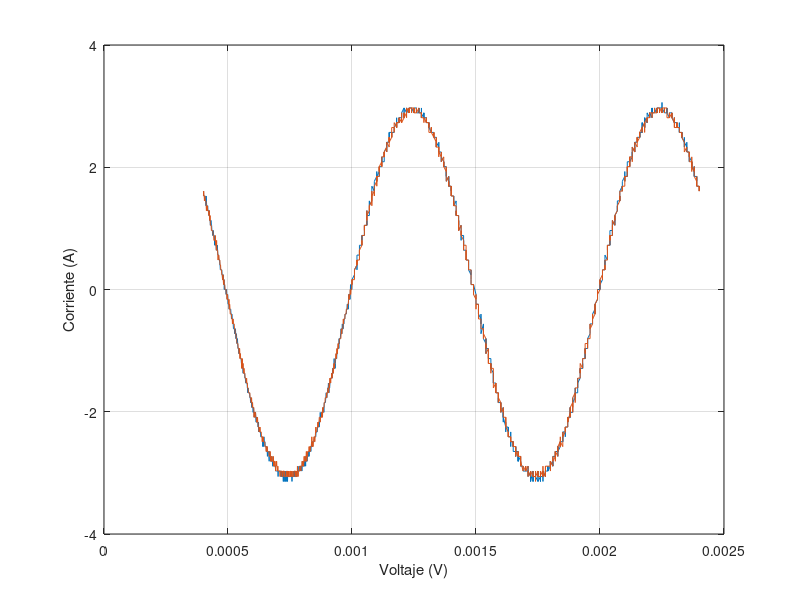

Here is the MATLAB script that generated this plot:
t=[4.01E-04
4.02E-04
4.03E-04
4.04E-04
4.05E-04
4.06E-04
4.07E-04
4.08E-04
4.09E-04
4.10E-04
4.11E-04
4.12E-04
4.13E-04
4.14E-04
4.15E-04
4.16E-04
4.17E-04
4.18E-04
4.19E-04
4.20E-04
4.21E-04
4.22E-04
4.23E-04
4.24E-04
4.25E-04
4.26E-04
4.27E-04
4.28E-04
4.29E-04
4.30E-04
4.31E-04
4.32E-04
4.33E-04
4.34E-04
4.35E-04
4.36E-04
4.37E-04
4.38E-04
4.39E-04
4.40E-04
4.41E-04
4.42E-04
4.43E-04
4.44E-04
4.45E-04
4.46E-04
4.47E-04
4.48E-04
4.49E-04
4.50E-04
4.51E-04
4.52E-04
4.53E-04
4.54E-04
4.55E-04
4.56E-04
4.57E-04
4.58E-04
4.59E-04
4.60E-04
4.61E-04
4.62E-04
4.63E-04
4.64E-04
4.65E-04
4.66E-04
4.67E-04
4.68E-04
4.69E-04
4.70E-04
4.71E-04
4.72E-04
4.73E-04
4.74E-04
4.75E-04
4.76E-04
4.77E-04
4.78E-04
4.79E-04
4.80E-04
4.81E-04
4.82E-04
4.83E-04
4.84E-04
4.85E-04
4.86E-04
4.87E-04
4.88E-04
4.89E-04
4.90E-04
4.91E-04
4.92E-04
4.93E-04
4.94E-04
4.95E-04
4.96E-04
4.97E-04
4.98E-04
4.99E-04
5.00E-04
5.01E-04
5.02E-04
5.03E-04
5.04E-04
5.05E-04
5.06E-04
5.07E-04
5.08E-04
5.09E-04
5.10E-04
5.11E-04
5.12E-04
5.13E-04
5.14E-04
5.15E-04
5.16E-04
5.17E-04
5.18E-04
5.19E-04
5.20E-04
5.21E-04
5.22E-04
5.23E-04
5.24E-04
5.25E-04
5.26E-04
5.27E-04
5.28E-04
5.29E-04
5.30E-04
5.31E-04
5.32E-04
5.33E-04
5.34E-04
5.35E-04
5.36E-04
5.37E-04
5.38E-04
5.39E-04
5.40E-04
5.41E-04
5.42E-04
5.43E-04
5.44E-04
5.45E-04
5.46E-04
5.47E-04
5.48E-04
5.49E-04
5.50E-04
5.51E-04
5.52E-04
5.53E-04
5.54E-04
5.55E-04
5.56E-04
5.57E-04
5.58E-04
5.59E-04
5.60E-04
5.61E-04
5.62E-04
5.63E-04
5.64E-04
5.65E-04
5.66E-04
5.67E-04
5.68E-04
5.69E-04
5.70E-04
5.71E-04
5.72E-04
5.73E-04
5.74E-04
5.75E-04
5.76E-04
5.77E-04
5.78E-04
5.79E-04
5.80E-04
5.81E-04
5.82E-04
5.83E-04
5.84E-04
5.85E-04
5.86E-04
5.87E-04
5.88E-04
5.89E-04
5.90E-04
5.91E-04
5.92E-04
5.93E-04
5.94E-04
5.95E-04
5.96E-04
5.97E-04
5.98E-04
5.99E-04
6.00E-04
6.01E-04
6.02E-04
6.03E-04
6.04E-04
6.05E-04
6.06E-04
6.07E-04
6.08E-04
6.09E-04
6.10E-04
6.11E-04
6.12E-04
6.13E-04
6.14E-04
6.15E-04
6.16E-04
6.17E-04
6.18E-04
6.19E-04
6.20E-04
6.21E-04
6.22E-04
6.23E-04
6.24E-04
6.25E-04
6.26E-04
6.27E-04
6.28E-04
6.29E-04
6.30E-04
6.31E-04
6.32E-04
6.33E-04
6.34E-04
6.35E-04
6.36E-04
6.37E-04
6.38E-04
6.39E-04
6.40E-04
6.41E-04
6.42E-04
6.43E-04
6.44E-04
6.45E-04
6.46E-04
6.47E-04
6.48E-04
6.49E-04
6.50E-04
6.51E-04
6.52E-04
6.53E-04
6.54E-04
6.55E-04
6.56E-04
6.57E-04
6.58E-04
6.59E-04
6.60E-04
6.61E-04
6.62E-04
6.63E-04
6.64E-04
6.65E-04
6.66E-04
6.67E-04
6.68E-04
6.69E-04
6.70E-04
6.71E-04
6.72E-04
6.73E-04
6.74E-04
6.75E-04
6.76E-04
6.77E-04
6.78E-04
6.79E-04
6.80E-04
6.81E-04
6.82E-04
6.83E-04
6.84E-04
6.85E-04
6.86E-04
6.87E-04
6.88E-04
6.89E-04
6.90E-04
6.91E-04
6.92E-04
6.93E-04
6.94E-04
6.95E-04
6.96E-04
6.97E-04
6.98E-04
6.99E-04
7.00E-04
7.01E-04
7.02E-04
7.03E-04
7.04E-04
7.05E-04
7.06E-04
7.07E-04
7.08E-04
7.09E-04
7.10E-04
7.11E-04
7.12E-04
7.13E-04
7.14E-04
7.15E-04
7.16E-04
7.17E-04
7.18E-04
7.19E-04
7.20E-04
7.21E-04
7.22E-04
7.23E-04
7.24E-04
7.25E-04
7.26E-04
7.27E-04
7.28E-04
7.29E-04
7.30E-04
7.31E-04
7.32E-04
7.33E-04
7.34E-04
7.35E-04
7.36E-04
7.37E-04
7.38E-04
7.39E-04
7.40E-04
7.41E-04
7.42E-04
7.43E-04
7.44E-04
7.45E-04
7.46E-04
7.47E-04
7.48E-04
7.49E-04
7.50E-04
7.51E-04
7.52E-04
7.53E-04
7.54E-04
7.55E-04
7.56E-04
7.57E-04
7.58E-04
7.59E-04
7.60E-04
7.61E-04
7.62E-04
7.63E-04
7.64E-04
7.65E-04
7.66E-04
7.67E-04
7.68E-04
7.69E-04
7.70E-04
7.71E-04
7.72E-04
7.73E-04
7.74E-04
7.75E-04
7.76E-04
7.77E-04
7.78E-04
7.79E-04
7.80E-04
7.81E-04
7.82E-04
7.83E-04
7.84E-04
7.85E-04
7.86E-04
7.87E-04
7.88E-04
7.89E-04
7.90E-04
7.91E-04
7.92E-04
7.93E-04
7.94E-04
7.95E-04
7.96E-04
7.97E-04
7.98E-04
7.99E-04
8.00E-04
8.01E-04
8.02E-04
8.03E-04
8.04E-04
8.05E-04
8.06E-04
8.07E-04
8.08E-04
8.09E-04
8.10E-04
8.11E-04
8.12E-04
8.13E-04
8.14E-04
8.15E-04
8.16E-04
8.17E-04
8.18E-04
8.19E-04
8.20E-04
8.21E-04
8.22E-04
8.23E-04
8.24E-04
8.25E-04
8.26E-04
8.27E-04
8.28E-04
8.29E-04
8.30E-04
8.31E-04
8.32E-04
8.33E-04
8.34E-04
8.35E-04
8.36E-04
8.37E-04
8.38E-04
8.39E-04
8.40E-04
8.41E-04
8.42E-04
8.43E-04
8.44E-04
8.45E-04
8.46E-04
8.47E-04
8.48E-04
8.49E-04
8.50E-04
8.51E-04
8.52E-04
8.53E-04
8.54E-04
8.55E-04
8.56E-04
8.57E-04
8.58E-04
8.59E-04
8.60E-04
8.61E-04
8.62E-04
8.63E-04
8.64E-04
8.65E-04
8.66E-04
8.67E-04
8.68E-04
8.69E-04
8.70E-04
8.71E-04
8.72E-04
8.73E-04
8.74E-04
8.75E-04
8.76E-04
8.77E-04
8.78E-04
8.79E-04
8.80E-04
8.81E-04
8.82E-04
8.83E-04
8.84E-04
8.85E-04
8.86E-04
8.87E-04
8.88E-04
8.89E-04
8.90E-04
8.91E-04
8.92E-04
8.93E-04
8.94E-04
8.95E-04
8.96E-04
8.97E-04
8.98E-04
8.99E-04
9.00E-04
9.01E-04
9.02E-04
9.03E-04
9.04E-04
9.05E-04
9.06E-04
9.07E-04
9.08E-04
9.09E-04
9.10E-04
9.11E-04
9.12E-04
9.13E-04
9.14E-04
9.15E-04
9.16E-04
9.17E-04
9.18E-04
9.19E-04
9.20E-04
9.21E-04
9.22E-04
9.23E-04
9.24E-04
9.25E-04
9.26E-04
9.27E-04
9.28E-04
9.29E-04
9.30E-04
9.31E-04
9.32E-04
9.33E-04
9.34E-04
9.35E-04
9.36E-04
9.37E-04
9.38E-04
9.39E-04
9.40E-04
9.41E-04
9.42E-04
9.43E-04
9.44E-04
9.45E-04
9.46E-04
9.47E-04
9.48E-04
9.49E-04
9.50E-04
9.51E-04
9.52E-04
9.53E-04
9.54E-04
9.55E-04
9.56E-04
9.57E-04
9.58E-04
9.59E-04
9.60E-04
9.61E-04
9.62E-04
9.63E-04
9.64E-04
9.65E-04
9.66E-04
9.67E-04
9.68E-04
9.69E-04
9.70E-04
9.71E-04
9.72E-04
9.73E-04
9.74E-04
9.75E-04
9.76E-04
9.77E-04
9.78E-04
9.79E-04
9.80E-04
9.81E-04
9.82E-04
9.83E-04
9.84E-04
9.85E-04
9.86E-04
9.87E-04
9.88E-04
9.89E-04
9.90E-04
9.91E-04
9.92E-04
9.93E-04
9.94E-04
9.95E-04
9.96E-04
9.97E-04
9.98E-04
9.99E-04
1.00E-03
1.00E-03
1.00E-03
1.00E-03
1.00E-03
1.01E-03
1.01E-03
1.01E-03
1.01E-03
1.01E-03
1.01E-03
1.01E-03
1.01E-03
1.01E-03
1.01E-03
1.02E-03
1.02E-03
1.02E-03
1.02E-03
1.02E-03
1.02E-03
1.02E-03
1.02E-03
1.02E-03
1.02E-03
1.03E-03
1.03E-03
1.03E-03
1.03E-03
1.03E-03
1.03E-03
1.03E-03
1.03E-03
1.03E-03
1.03E-03
1.04E-03
1.04E-03
1.04E-03
1.04E-03
1.04E-03
1.04E-03
1.04E-03
1.04E-03
1.04E-03
1.04E-03
1.05E-03
1.05E-03
1.05E-03
1.05E-03
1.05E-03
1.05E-03
1.05E-03
1.05E-03
1.05E-03
1.05E-03
1.06E-03
1.06E-03
1.06E-03
1.06E-03
1.06E-03
1.06E-03
1.06E-03
1.06E-03
1.06E-03
1.06E-03
1.07E-03
1.07E-03
1.07E-03
1.07E-03
1.07E-03
1.07E-03
1.07E-03
1.07E-03
1.07E-03
1.07E-03
1.08E-03
1.08E-03
1.08E-03
1.08E-03
1.08E-03
1.08E-03
1.08E-03
1.08E-03
1.08E-03
1.08E-03
1.09E-03
1.09E-03
1.09E-03
1.09E-03
1.09E-03
1.09E-03
1.09E-03
1.09E-03
1.09E-03
1.09E-03
1.10E-03
1.10E-03
1.10E-03
1.10E-03
1.10E-03
1.10E-03
1.10E-03
1.10E-03
1.10E-03
1.10E-03
1.11E-03
1.11E-03
1.11E-03
1.11E-03
1.11E-03
1.11E-03
1.11E-03
1.11E-03
1.11E-03
1.11E-03
1.12E-03
1.12E-03
1.12E-03
1.12E-03
1.12E-03
1.12E-03
1.12E-03
1.12E-03
1.12E-03
1.12E-03
1.13E-03
1.13E-03
1.13E-03
1.13E-03
1.13E-03
1.13E-03
1.13E-03
1.13E-03
1.13E-03
1.13E-03
1.14E-03
1.14E-03
1.14E-03
1.14E-03
1.14E-03
1.14E-03
1.14E-03
1.14E-03
1.14E-03
1.14E-03
1.15E-03
1.15E-03
1.15E-03
1.15E-03
1.15E-03
1.15E-03
1.15E-03
1.15E-03
1.15E-03
1.15E-03
1.16E-03
1.16E-03
1.16E-03
1.16E-03
1.16E-03
1.16E-03
1.16E-03
1.16E-03
1.16E-03
1.16E-03
1.17E-03
1.17E-03
1.17E-03
1.17E-03
1.17E-03
1.17E-03
1.17E-03
1.17E-03
1.17E-03
1.17E-03
1.18E-03
1.18E-03
1.18E-03
1.18E-03
1.18E-03
1.18E-03
1.18E-03
1.18E-03
1.18E-03
1.18E-03
1.19E-03
1.19E-03
1.19E-03
1.19E-03
1.19E-03
1.19E-03
1.19E-03
1.19E-03
1.19E-03
1.19E-03
1.20E-03
1.20E-03
1.20E-03
1.20E-03
1.20E-03
1.20E-03
1.20E-03
1.20E-03
1.20E-03
1.20E-03
1.21E-03
1.21E-03
1.21E-03
1.21E-03
1.21E-03
1.21E-03
1.21E-03
1.21E-03
1.21E-03
1.21E-03
1.22E-03
1.22E-03
1.22E-03
1.22E-03
1.22E-03
1.22E-03
1.22E-03
1.22E-03
1.22E-03
1.22E-03
1.23E-03
1.23E-03
1.23E-03
1.23E-03
1.23E-03
1.23E-03
1.23E-03
1.23E-03
1.23E-03
1.23E-03
1.24E-03
1.24E-03
1.24E-03
1.24E-03
1.24E-03
1.24E-03
1.24E-03
1.24E-03
1.24E-03
1.24E-03
1.25E-03
1.25E-03
1.25E-03
1.25E-03
1.25E-03
1.25E-03
1.25E-03
1.25E-03
1.25E-03
1.25E-03
1.26E-03
1.26E-03
1.26E-03
1.26E-03
1.26E-03
1.26E-03
1.26E-03
1.26E-03
1.26E-03
1.26E-03
1.27E-03
1.27E-03
1.27E-03
1.27E-03
1.27E-03
1.27E-03
1.27E-03
1.27E-03
1.27E-03
1.27E-03
1.28E-03
1.28E-03
1.28E-03
1.28E-03
1.28E-03
1.28E-03
1.28E-03
1.28E-03
1.28E-03
1.28E-03
1.29E-03
1.29E-03
1.29E-03
1.29E-03
1.29E-03
1.29E-03
1.29E-03
1.29E-03
1.29E-03
1.29E-03
1.30E-03
1.30E-03
1.30E-03
1.30E-03
1.30E-03
1.30E-03
1.30E-03
1.30E-03
1.30E-03
1.30E-03
1.31E-03
1.31E-03
1.31E-03
1.31E-03
1.31E-03
1.31E-03
1.31E-03
1.31E-03
1.31E-03
1.31E-03
1.32E-03
1.32E-03
1.32E-03
1.32E-03
1.32E-03
1.32E-03
1.32E-03
1.32E-03
1.32E-03
1.32E-03
1.33E-03
1.33E-03
1.33E-03
1.33E-03
1.33E-03
1.33E-03
1.33E-03
1.33E-03
1.33E-03
1.33E-03
1.34E-03
1.34E-03
1.34E-03
1.34E-03
1.34E-03
1.34E-03
1.34E-03
1.34E-03
1.34E-03
1.34E-03
1.35E-03
1.35E-03
1.35E-03
1.35E-03
1.35E-03
1.35E-03
1.35E-03
1.35E-03
1.35E-03
1.35E-03
1.36E-03
1.36E-03
1.36E-03
1.36E-03
1.36E-03
1.36E-03
1.36E-03
1.36E-03
1.36E-03
1.36E-03
1.37E-03
1.37E-03
1.37E-03
1.37E-03
1.37E-03
1.37E-03
1.37E-03
1.37E-03
1.37E-03
1.37E-03
1.38E-03
1.38E-03
1.38E-03
1.38E-03
1.38E-03
1.38E-03
1.38E-03
1.38E-03
1.38E-03
1.38E-03
1.39E-03
1.39E-03
1.39E-03
1.39E-03
1.39E-03
1.39E-03
1.39E-03
1.39E-03
1.39E-03
1.39E-03
1.40E-03
1.40E-03
1.40E-03
1.40E-03
1.40E-03
1.40E-03
1.40E-03
1.40E-03
1.40E-03
1.40E-03
1.41E-03
1.41E-03
1.41E-03
1.41E-03
1.41E-03
1.41E-03
1.41E-03
1.41E-03
1.41E-03
1.41E-03
1.42E-03
1.42E-03
1.42E-03
1.42E-03
1.42E-03
1.42E-03
1.42E-03
1.42E-03
1.42E-03
1.42E-03
1.43E-03
1.43E-03
1.43E-03
1.43E-03
1.43E-03
1.43E-03
1.43E-03
1.43E-03
1.43E-03
1.43E-03
1.44E-03
1.44E-03
1.44E-03
1.44E-03
1.44E-03
1.44E-03
1.44E-03
1.44E-03
1.44E-03
1.44E-03
1.45E-03
1.45E-03
1.45E-03
1.45E-03
1.45E-03
1.45E-03
1.45E-03
1.45E-03
1.45E-03
1.45E-03
1.46E-03
1.46E-03
1.46E-03
1.46E-03
1.46E-03
1.46E-03
1.46E-03
1.46E-03
1.46E-03
1.46E-03
1.47E-03
1.47E-03
1.47E-03
1.47E-03
1.47E-03
1.47E-03
1.47E-03
1.47E-03
1.47E-03
1.47E-03
1.48E-03
1.48E-03
1.48E-03
1.48E-03
1.48E-03
1.48E-03
1.48E-03
1.48E-03
1.48E-03
1.48E-03
1.49E-03
1.49E-03
1.49E-03
1.49E-03
1.49E-03
1.49E-03
1.49E-03
1.49E-03
1.49E-03
1.49E-03
1.50E-03
1.50E-03
1.50E-03
1.50E-03
1.50E-03
1.50E-03
1.50E-03
1.50E-03
1.50E-03
1.50E-03
1.51E-03
1.51E-03
1.51E-03
1.51E-03
1.51E-03
1.51E-03
1.51E-03
1.51E-03
1.51E-03
1.51E-03
1.52E-03
1.52E-03
1.52E-03
1.52E-03
1.52E-03
1.52E-03
1.52E-03
1.52E-03
1.52E-03
1.52E-03
1.53E-03
1.53E-03
1.53E-03
1.53E-03
1.53E-03
1.53E-03
1.53E-03
1.53E-03
1.53E-03
1.53E-03
1.54E-03
1.54E-03
1.54E-03
1.54E-03
1.54E-03
1.54E-03
1.54E-03
1.54E-03
1.54E-03
1.54E-03
1.55E-03
1.55E-03
1.55E-03
1.55E-03
1.55E-03
1.55E-03
1.55E-03
1.55E-03
1.55E-03
1.55E-03
1.56E-03
1.56E-03
1.56E-03
1.56E-03
1.56E-03
1.56E-03
1.56E-03
1.56E-03
1.56E-03
1.56E-03
1.57E-03
1.57E-03
1.57E-03
1.57E-03
1.57E-03
1.57E-03
1.57E-03
1.57E-03
1.57E-03
1.57E-03
1.58E-03
1.58E-03
1.58E-03
1.58E-03
1.58E-03
1.58E-03
1.58E-03
1.58E-03
1.58E-03
1.58E-03
1.59E-03
1.59E-03
1.59E-03
1.59E-03
1.59E-03
1.59E-03
1.59E-03
1.59E-03
1.59E-03
1.59E-03
1.60E-03
1.60E-03
1.60E-03
1.60E-03
1.60E-03
1.60E-03
1.60E-03
1.60E-03
1.60E-03
1.60E-03
1.61E-03
1.61E-03
1.61E-03
1.61E-03
1.61E-03
1.61E-03
1.61E-03
1.61E-03
1.61E-03
1.61E-03
1.62E-03
1.62E-03
1.62E-03
1.62E-03
1.62E-03
1.62E-03
1.62E-03
1.62E-03
1.62E-03
1.62E-03
1.63E-03
1.63E-03
1.63E-03
1.63E-03
1.63E-03
1.63E-03
1.63E-03
1.63E-03
1.63E-03
1.63E-03
1.64E-03
1.64E-03
1.64E-03
1.64E-03
1.64E-03
1.64E-03
1.64E-03
1.64E-03
1.64E-03
1.64E-03
1.65E-03
1.65E-03
1.65E-03
1.65E-03
1.65E-03
1.65E-03
1.65E-03
1.65E-03
1.65E-03
1.65E-03
1.66E-03
1.66E-03
1.66E-03
1.66E-03
1.66E-03
1.66E-03
1.66E-03
1.66E-03
1.66E-03
1.66E-03
1.67E-03
1.67E-03
1.67E-03
1.67E-03
1.67E-03
1.67E-03
1.67E-03
1.67E-03
1.67E-03
1.67E-03
1.68E-03
1.68E-03
1.68E-03
1.68E-03
1.68E-03
1.68E-03
1.68E-03
1.68E-03
1.68E-03
1.68E-03
1.69E-03
1.69E-03
1.69E-03
1.69E-03
1.69E-03
1.69E-03
1.69E-03
1.69E-03
1.69E-03
1.69E-03
1.70E-03
1.70E-03
1.70E-03
1.70E-03
1.70E-03
1.70E-03
1.70E-03
1.70E-03
1.70E-03
1.70E-03
1.71E-03
1.71E-03
1.71E-03
1.71E-03
1.71E-03
1.71E-03
1.71E-03
1.71E-03
1.71E-03
1.71E-03
1.72E-03
1.72E-03
1.72E-03
1.72E-03
1.72E-03
1.72E-03
1.72E-03
1.72E-03
1.72E-03
1.72E-03
1.73E-03
1.73E-03
1.73E-03
1.73E-03
1.73E-03
1.73E-03
1.73E-03
1.73E-03
1.73E-03
1.73E-03
1.74E-03
1.74E-03
1.74E-03
1.74E-03
1.74E-03
1.74E-03
1.74E-03
1.74E-03
1.74E-03
1.74E-03
1.75E-03
1.75E-03
1.75E-03
1.75E-03
1.75E-03
1.75E-03
1.75E-03
1.75E-03
1.75E-03
1.75E-03
1.76E-03
1.76E-03
1.76E-03
1.76E-03
1.76E-03
1.76E-03
1.76E-03
1.76E-03
1.76E-03
1.76E-03
1.77E-03
1.77E-03
1.77E-03
1.77E-03
1.77E-03
1.77E-03
1.77E-03
1.77E-03
1.77E-03
1.77E-03
1.78E-03
1.78E-03
1.78E-03
1.78E-03
1.78E-03
1.78E-03
1.78E-03
1.78E-03
1.78E-03
1.78E-03
1.79E-03
1.79E-03
1.79E-03
1.79E-03
1.79E-03
1.79E-03
1.79E-03
1.79E-03
1.79E-03
1.79E-03
1.80E-03
1.80E-03
1.80E-03
1.80E-03
1.80E-03
1.80E-03
1.80E-03
1.80E-03
1.80E-03
1.80E-03
1.81E-03
1.81E-03
1.81E-03
1.81E-03
1.81E-03
1.81E-03
1.81E-03
1.81E-03
1.81E-03
1.81E-03
1.82E-03
1.82E-03
1.82E-03
1.82E-03
1.82E-03
1.82E-03
1.82E-03
1.82E-03
1.82E-03
1.82E-03
1.83E-03
1.83E-03
1.83E-03
1.83E-03
1.83E-03
1.83E-03
1.83E-03
1.83E-03
1.83E-03
1.83E-03
1.84E-03
1.84E-03
1.84E-03
1.84E-03
1.84E-03
1.84E-03
1.84E-03
1.84E-03
1.84E-03
1.84E-03
1.85E-03
1.85E-03
1.85E-03
1.85E-03
1.85E-03
1.85E-03
1.85E-03
1.85E-03
1.85E-03
1.85E-03
1.86E-03
1.86E-03
1.86E-03
1.86E-03
1.86E-03
1.86E-03
1.86E-03
1.86E-03
1.86E-03
1.86E-03
1.87E-03
1.87E-03
1.87E-03
1.87E-03
1.87E-03
1.87E-03
1.87E-03
1.87E-03
1.87E-03
1.87E-03
1.88E-03
1.88E-03
1.88E-03
1.88E-03
1.88E-03
1.88E-03
1.88E-03
1.88E-03
1.88E-03
1.88E-03
1.89E-03
1.89E-03
1.89E-03
1.89E-03
1.89E-03
1.89E-03
1.89E-03
1.89E-03
1.89E-03
1.89E-03
1.90E-03
1.90E-03
1.90E-03
1.90E-03
1.90E-03
1.90E-03
1.90E-03
1.90E-03
1.90E-03
1.90E-03
1.91E-03
1.91E-03
1.91E-03
1.91E-03
1.91E-03
1.91E-03
1.91E-03
1.91E-03
1.91E-03
1.91E-03
1.92E-03
1.92E-03
1.92E-03
1.92E-03
1.92E-03
1.92E-03
1.92E-03
1.92E-03
1.92E-03
1.92E-03
1.93E-03
1.93E-03
1.93E-03
1.93E-03
1.93E-03
1.93E-03
1.93E-03
1.93E-03
1.93E-03
1.93E-03
1.94E-03
1.94E-03
1.94E-03
1.94E-03
1.94E-03
1.94E-03
1.94E-03
1.94E-03
1.94E-03
1.94E-03
1.95E-03
1.95E-03
1.95E-03
1.95E-03
1.95E-03
1.95E-03
1.95E-03
1.95E-03
1.95E-03
1.95E-03
1.96E-03
1.96E-03
1.96E-03
1.96E-03
1.96E-03
1.96E-03
1.96E-03
1.96E-03
1.96E-03
1.96E-03
1.97E-03
1.97E-03
1.97E-03
1.97E-03
1.97E-03
1.97E-03
1.97E-03
1.97E-03
1.97E-03
1.97E-03
1.98E-03
1.98E-03
1.98E-03
1.98E-03
1.98E-03
1.98E-03
1.98E-03
1.98E-03
1.98E-03
1.98E-03
1.99E-03
1.99E-03
1.99E-03
1.99E-03
1.99E-03
1.99E-03
1.99E-03
1.99E-03
1.99E-03
1.99E-03
2.00E-03
2.00E-03
2.00E-03
2.00E-03
2.00E-03
2.00E-03
2.00E-03
2.00E-03
2.00E-03
2.00E-03
2.01E-03
2.01E-03
2.01E-03
2.01E-03
2.01E-03
2.01E-03
2.01E-03
2.01E-03
2.01E-03
2.01E-03
2.02E-03
2.02E-03
2.02E-03
2.02E-03
2.02E-03
2.02E-03
2.02E-03
2.02E-03
2.02E-03
2.02E-03
2.03E-03
2.03E-03
2.03E-03
2.03E-03
2.03E-03
2.03E-03
2.03E-03
2.03E-03
2.03E-03
2.03E-03
2.04E-03
2.04E-03
2.04E-03
2.04E-03
2.04E-03
2.04E-03
2.04E-03
2.04E-03
2.04E-03
2.04E-03
2.05E-03
2.05E-03
2.05E-03
2.05E-03
2.05E-03
2.05E-03
2.05E-03
2.05E-03
2.05E-03
2.05E-03
2.06E-03
2.06E-03
2.06E-03
2.06E-03
2.06E-03
2.06E-03
2.06E-03
2.06E-03
2.06E-03
2.06E-03
2.07E-03
2.07E-03
2.07E-03
2.07E-03
2.07E-03
2.07E-03
2.07E-03
2.07E-03
2.07E-03
2.07E-03
2.08E-03
2.08E-03
2.08E-03
2.08E-03
2.08E-03
2.08E-03
2.08E-03
2.08E-03
2.08E-03
2.08E-03
2.09E-03
2.09E-03
2.09E-03
2.09E-03
2.09E-03
2.09E-03
2.09E-03
2.09E-03
2.09E-03
2.09E-03
2.10E-03
2.10E-03
2.10E-03
2.10E-03
2.10E-03
2.10E-03
2.10E-03
2.10E-03
2.10E-03
2.10E-03
2.11E-03
2.11E-03
2.11E-03
2.11E-03
2.11E-03
2.11E-03
2.11E-03
2.11E-03
2.11E-03
2.11E-03
2.12E-03
2.12E-03
2.12E-03
2.12E-03
2.12E-03
2.12E-03
2.12E-03
2.12E-03
2.12E-03
2.12E-03
2.13E-03
2.13E-03
2.13E-03
2.13E-03
2.13E-03
2.13E-03
2.13E-03
2.13E-03
2.13E-03
2.13E-03
2.14E-03
2.14E-03
2.14E-03
2.14E-03
2.14E-03
2.14E-03
2.14E-03
2.14E-03
2.14E-03
2.14E-03
2.15E-03
2.15E-03
2.15E-03
2.15E-03
2.15E-03
2.15E-03
2.15E-03
2.15E-03
2.15E-03
2.15E-03
2.16E-03
2.16E-03
2.16E-03
2.16E-03
2.16E-03
2.16E-03
2.16E-03
2.16E-03
2.16E-03
2.16E-03
2.17E-03
2.17E-03
2.17E-03
2.17E-03
2.17E-03
2.17E-03
2.17E-03
2.17E-03
2.17E-03
2.17E-03
2.18E-03
2.18E-03
2.18E-03
2.18E-03
2.18E-03
2.18E-03
2.18E-03
2.18E-03
2.18E-03
2.18E-03
2.19E-03
2.19E-03
2.19E-03
2.19E-03
2.19E-03
2.19E-03
2.19E-03
2.19E-03
2.19E-03
2.19E-03
2.20E-03
2.20E-03
2.20E-03
2.20E-03
2.20E-03
2.20E-03
2.20E-03
2.20E-03
2.20E-03
2.20E-03
2.21E-03
2.21E-03
2.21E-03
2.21E-03
2.21E-03
2.21E-03
2.21E-03
2.21E-03
2.21E-03
2.21E-03
2.22E-03
2.22E-03
2.22E-03
2.22E-03
2.22E-03
2.22E-03
2.22E-03
2.22E-03
2.22E-03
2.22E-03
2.23E-03
2.23E-03
2.23E-03
2.23E-03
2.23E-03
2.23E-03
2.23E-03
2.23E-03
2.23E-03
2.23E-03
2.24E-03
2.24E-03
2.24E-03
2.24E-03
2.24E-03
2.24E-03
2.24E-03
2.24E-03
2.24E-03
2.24E-03
2.25E-03
2.25E-03
2.25E-03
2.25E-03
2.25E-03
2.25E-03
2.25E-03
2.25E-03
2.25E-03
2.25E-03
2.26E-03
2.26E-03
2.26E-03
2.26E-03
2.26E-03
2.26E-03
2.26E-03
2.26E-03
2.26E-03
2.26E-03
2.27E-03
2.27E-03
2.27E-03
2.27E-03
2.27E-03
2.27E-03
2.27E-03
2.27E-03
2.27E-03
2.27E-03
2.28E-03
2.28E-03
2.28E-03
2.28E-03
2.28E-03
2.28E-03
2.28E-03
2.28E-03
2.28E-03
2.28E-03
2.29E-03
2.29E-03
2.29E-03
2.29E-03
2.29E-03
2.29E-03
2.29E-03
2.29E-03
2.29E-03
2.29E-03
2.30E-03
2.30E-03
2.30E-03
2.30E-03
2.30E-03
2.30E-03
2.30E-03
2.30E-03
2.30E-03
2.30E-03
2.31E-03
2.31E-03
2.31E-03
2.31E-03
2.31E-03
2.31E-03
2.31E-03
2.31E-03
2.31E-03
2.31E-03
2.32E-03
2.32E-03
2.32E-03
2.32E-03
2.32E-03
2.32E-03
2.32E-03
2.32E-03
2.32E-03
2.32E-03
2.33E-03
2.33E-03
2.33E-03
2.33E-03
2.33E-03
2.33E-03
2.33E-03
2.33E-03
2.33E-03
2.33E-03
2.34E-03
2.34E-03
2.34E-03
2.34E-03
2.34E-03
2.34E-03
2.34E-03
2.34E-03
2.34E-03
2.34E-03
2.35E-03
2.35E-03
2.35E-03
2.35E-03
2.35E-03
2.35E-03
2.35E-03
2.35E-03
2.35E-03
2.35E-03
2.36E-03
2.36E-03
2.36E-03
2.36E-03
2.36E-03
2.36E-03
2.36E-03
2.36E-03
2.36E-03
2.36E-03
2.37E-03
2.37E-03
2.37E-03
2.37E-03
2.37E-03
2.37E-03
2.37E-03
2.37E-03
2.37E-03
2.37E-03
2.38E-03
2.38E-03
2.38E-03
2.38E-03
2.38E-03
2.38E-03
2.38E-03
2.38E-03
2.38E-03
2.38E-03
2.39E-03
2.39E-03
2.39E-03
2.39E-03
2.39E-03
2.39E-03
2.39E-03
2.39E-03
2.39E-03
2.39E-03
2.40E-03
2.40E-03
2.40E-03
2.40E-03
2.40E-03];
x=[1.61E+00
1.53E+00
1.53E+00
1.53E+00
1.53E+00
1.53E+00
1.53E+00
1.53E+00
1.45E+00
1.45E+00
1.37E+00
1.53E+00
1.45E+00
1.37E+00
1.37E+00
1.29E+00
1.29E+00
1.37E+00
1.29E+00
1.29E+00
1.29E+00
1.29E+00
1.21E+00
1.21E+00
1.29E+00
1.13E+00
1.13E+00
1.13E+00
1.05E+00
1.13E+00
1.13E+00
1.13E+00
1.05E+00
1.05E+00
9.65E-01
9.65E-01
9.65E-01
8.84E-01
8.84E-01
9.65E-01
9.65E-01
8.84E-01
8.84E-01
8.84E-01
8.84E-01
7.24E-01
8.04E-01
8.04E-01
8.04E-01
7.24E-01
7.24E-01
7.24E-01
6.43E-01
6.43E-01
7.24E-01
6.43E-01
7.24E-01
6.43E-01
5.63E-01
5.63E-01
5.63E-01
5.63E-01
4.82E-01
4.82E-01
4.82E-01
4.82E-01
4.02E-01
4.02E-01
3.22E-01
3.22E-01
3.22E-01
3.22E-01
3.22E-01
3.22E-01
3.22E-01
2.41E-01
2.41E-01
1.61E-01
1.61E-01
2.41E-01
2.41E-01
1.61E-01
8.04E-02
1.61E-01
0.00E+00
8.04E-02
0.00E+00
0.00E+00
0.00E+00
0.00E+00
0.00E+00
-8.04E-02
-8.04E-02
0.00E+00
-8.04E-02
-8.04E-02
-1.61E-01
-8.04E-02
-8.04E-02
-2.41E-01
-2.41E-01
-2.41E-01
-2.41E-01
-3.22E-01
-3.22E-01
-3.22E-01
-3.22E-01
-3.22E-01
-3.22E-01
-3.22E-01
-3.22E-01
-4.02E-01
-4.02E-01
-4.82E-01
-4.02E-01
-4.02E-01
-4.82E-01
-4.82E-01
-4.82E-01
-5.63E-01
-5.63E-01
-6.43E-01
-6.43E-01
-6.43E-01
-6.43E-01
-6.43E-01
-7.24E-01
-6.43E-01
-6.43E-01
-6.43E-01
-7.24E-01
-8.04E-01
-7.24E-01
-7.24E-01
-8.04E-01
-8.84E-01
-8.04E-01
-8.04E-01
-8.84E-01
-9.65E-01
-9.65E-01
-9.65E-01
-9.65E-01
-1.05E+00
-9.65E-01
-1.05E+00
-1.05E+00
-1.05E+00
-1.05E+00
-1.13E+00
-1.13E+00
-1.13E+00
-1.13E+00
-1.21E+00
-1.21E+00
-1.21E+00
-1.29E+00
-1.21E+00
-1.21E+00
-1.29E+00
-1.37E+00
-1.29E+00
-1.37E+00
-1.37E+00
-1.37E+00
-1.37E+00
-1.37E+00
-1.45E+00
-1.45E+00
-1.45E+00
-1.53E+00
-1.53E+00
-1.53E+00
-1.53E+00
-1.53E+00
-1.53E+00
-1.53E+00
-1.61E+00
-1.61E+00
-1.69E+00
-1.61E+00
-1.69E+00
-1.69E+00
-1.69E+00
-1.69E+00
-1.69E+00
-1.69E+00
-1.77E+00
-1.77E+00
-1.77E+00
-1.85E+00
-1.77E+00
-1.77E+00
-1.85E+00
-1.85E+00
-1.93E+00
-1.85E+00
-1.93E+00
-1.93E+00
-1.93E+00
-2.01E+00
-2.01E+00
-1.93E+00
-2.01E+00
-2.01E+00
-2.09E+00
-2.01E+00
-2.01E+00
-2.01E+00
-2.09E+00
-2.01E+00
-2.09E+00
-2.17E+00
-2.17E+00
-2.09E+00
-2.17E+00
-2.09E+00
-2.17E+00
-2.17E+00
-2.17E+00
-2.25E+00
-2.25E+00
-2.17E+00
-2.33E+00
-2.25E+00
-2.33E+00
-2.33E+00
-2.33E+00
-2.33E+00
-2.33E+00
-2.33E+00
-2.41E+00
-2.41E+00
-2.41E+00
-2.41E+00
-2.41E+00
-2.41E+00
-2.41E+00
-2.41E+00
-2.57E+00
-2.49E+00
-2.49E+00
-2.49E+00
-2.57E+00
-2.41E+00
-2.49E+00
-2.49E+00
-2.49E+00
-2.49E+00
-2.57E+00
-2.57E+00
-2.57E+00
-2.57E+00
-2.57E+00
-2.65E+00
-2.65E+00
-2.57E+00
-2.65E+00
-2.73E+00
-2.65E+00
-2.65E+00
-2.65E+00
-2.65E+00
-2.65E+00
-2.73E+00
-2.81E+00
-2.65E+00
-2.65E+00
-2.73E+00
-2.73E+00
-2.73E+00
-2.81E+00
-2.81E+00
-2.81E+00
-2.81E+00
-2.81E+00
-2.73E+00
-2.81E+00
-2.81E+00
-2.89E+00
-2.89E+00
-2.89E+00
-2.81E+00
-2.81E+00
-2.89E+00
-2.89E+00
-2.89E+00
-2.89E+00
-2.89E+00
-2.89E+00
-2.89E+00
-2.97E+00
-2.97E+00
-2.97E+00
-2.97E+00
-2.97E+00
-2.97E+00
-2.97E+00
-2.97E+00
-2.97E+00
-2.97E+00
-3.06E+00
-2.97E+00
-2.97E+00
-2.97E+00
-2.97E+00
-2.97E+00
-2.97E+00
-2.97E+00
-2.97E+00
-2.97E+00
-2.97E+00
-3.06E+00
-2.97E+00
-3.06E+00
-2.97E+00
-3.06E+00
-2.97E+00
-3.06E+00
-3.06E+00
-3.06E+00
-3.06E+00
-3.14E+00
-3.06E+00
-2.97E+00
-3.14E+00
-3.06E+00
-3.06E+00
-3.06E+00
-3.14E+00
-2.97E+00
-3.06E+00
-3.14E+00
-3.06E+00
-3.06E+00
-3.06E+00
-3.14E+00
-3.06E+00
-3.06E+00
-3.14E+00
-2.97E+00
-2.97E+00
-3.06E+00
-3.06E+00
-3.06E+00
-3.06E+00
-3.06E+00
-3.06E+00
-3.06E+00
-3.06E+00
-3.06E+00
-3.06E+00
-3.06E+00
-2.97E+00
-3.06E+00
-3.06E+00
-3.06E+00
-3.14E+00
-3.06E+00
-3.06E+00
-3.06E+00
-3.06E+00
-2.97E+00
-3.06E+00
-2.97E+00
-3.06E+00
-2.97E+00
-3.06E+00
-3.06E+00
-2.97E+00
-3.06E+00
-3.06E+00
-3.06E+00
-3.06E+00
-2.97E+00
-3.06E+00
-2.97E+00
-3.06E+00
-2.97E+00
-2.97E+00
-2.97E+00
-2.97E+00
-2.97E+00
-2.97E+00
-2.97E+00
-2.89E+00
-2.97E+00
-2.97E+00
-2.97E+00
-2.89E+00
-2.89E+00
-2.97E+00
-2.89E+00
-2.89E+00
-2.89E+00
-2.97E+00
-2.89E+00
-2.97E+00
-2.89E+00
-2.81E+00
-2.89E+00
-2.89E+00
-2.89E+00
-2.89E+00
-2.89E+00
-2.81E+00
-2.89E+00
-2.89E+00
-2.81E+00
-2.89E+00
-2.81E+00
-2.81E+00
-2.89E+00
-2.73E+00
-2.81E+00
-2.81E+00
-2.73E+00
-2.73E+00
-2.81E+00
-2.73E+00
-2.73E+00
-2.73E+00
-2.73E+00
-2.73E+00
-2.65E+00
-2.65E+00
-2.73E+00
-2.65E+00
-2.65E+00
-2.65E+00
-2.65E+00
-2.65E+00
-2.57E+00
-2.65E+00
-2.57E+00
-2.57E+00
-2.49E+00
-2.57E+00
-2.57E+00
-2.49E+00
-2.57E+00
-2.49E+00
-2.49E+00
-2.49E+00
-2.49E+00
-2.49E+00
-2.49E+00
-2.49E+00
-2.41E+00
-2.41E+00
-2.41E+00
-2.41E+00
-2.41E+00
-2.41E+00
-2.33E+00
-2.33E+00
-2.33E+00
-2.33E+00
-2.33E+00
-2.33E+00
-2.25E+00
-2.25E+00
-2.25E+00
-2.25E+00
-2.25E+00
-2.17E+00
-2.25E+00
-2.25E+00
-2.17E+00
-2.17E+00
-2.09E+00
-2.01E+00
-2.09E+00
-2.09E+00
-2.09E+00
-2.09E+00
-2.01E+00
-2.01E+00
-2.01E+00
-2.01E+00
-2.01E+00
-2.01E+00
-1.93E+00
-1.93E+00
-1.93E+00
-2.01E+00
-2.01E+00
-1.85E+00
-1.85E+00
-1.85E+00
-1.85E+00
-1.85E+00
-1.85E+00
-1.77E+00
-1.77E+00
-1.69E+00
-1.77E+00
-1.77E+00
-1.77E+00
-1.69E+00
-1.69E+00
-1.61E+00
-1.61E+00
-1.61E+00
-1.53E+00
-1.61E+00
-1.69E+00
-1.61E+00
-1.61E+00
-1.61E+00
-1.53E+00
-1.53E+00
-1.45E+00
-1.45E+00
-1.45E+00
-1.45E+00
-1.45E+00
-1.45E+00
-1.37E+00
-1.45E+00
-1.37E+00
-1.29E+00
-1.29E+00
-1.37E+00
-1.29E+00
-1.29E+00
-1.29E+00
-1.13E+00
-1.29E+00
-1.29E+00
-1.21E+00
-1.29E+00
-1.21E+00
-1.13E+00
-1.13E+00
-1.13E+00
-1.05E+00
-1.13E+00
-1.05E+00
-1.05E+00
-1.05E+00
-9.65E-01
-9.65E-01
-9.65E-01
-8.84E-01
-8.84E-01
-9.65E-01
-8.04E-01
-8.84E-01
-8.04E-01
-8.04E-01
-8.04E-01
-8.04E-01
-7.24E-01
-7.24E-01
-6.43E-01
-7.24E-01
-6.43E-01
-7.24E-01
-6.43E-01
-5.63E-01
-6.43E-01
-6.43E-01
-6.43E-01
-6.43E-01
-4.82E-01
-5.63E-01
-4.82E-01
-4.82E-01
-4.82E-01
-4.82E-01
-4.02E-01
-4.02E-01
-4.02E-01
-4.02E-01
-4.02E-01
-4.02E-01
-3.22E-01
-3.22E-01
-3.22E-01
-2.41E-01
-3.22E-01
-2.41E-01
-2.41E-01
-3.22E-01
-1.61E-01
-8.04E-02
-8.04E-02
-1.61E-01
-8.04E-02
-8.04E-02
-1.61E-01
-8.04E-02
8.04E-02
0.00E+00
0.00E+00
0.00E+00
8.04E-02
0.00E+00
8.04E-02
8.04E-02
8.04E-02
8.04E-02
1.61E-01
2.41E-01
2.41E-01
2.41E-01
2.41E-01
2.41E-01
2.41E-01
2.41E-01
3.22E-01
3.22E-01
3.22E-01
4.02E-01
4.02E-01
4.02E-01
3.22E-01
4.02E-01
4.82E-01
4.82E-01
4.82E-01
4.82E-01
5.63E-01
5.63E-01
5.63E-01
5.63E-01
5.63E-01
5.63E-01
5.63E-01
7.24E-01
7.24E-01
7.24E-01
7.24E-01
7.24E-01
7.24E-01
7.24E-01
8.04E-01
8.84E-01
8.04E-01
8.04E-01
8.04E-01
8.84E-01
8.84E-01
8.84E-01
8.84E-01
9.65E-01
9.65E-01
9.65E-01
9.65E-01
9.65E-01
1.05E+00
1.05E+00
1.05E+00
1.05E+00
1.13E+00
1.13E+00
1.13E+00
1.05E+00
1.13E+00
1.13E+00
1.21E+00
1.29E+00
1.21E+00
1.21E+00
1.29E+00
1.29E+00
1.29E+00
1.37E+00
1.37E+00
1.37E+00
1.37E+00
1.45E+00
1.37E+00
1.45E+00
1.45E+00
1.45E+00
1.45E+00
1.53E+00
1.53E+00
1.53E+00
1.53E+00
1.61E+00
1.69E+00
1.61E+00
1.61E+00
1.61E+00
1.69E+00
1.69E+00
1.61E+00
1.69E+00
1.69E+00
1.69E+00
1.77E+00
1.85E+00
1.77E+00
1.77E+00
1.77E+00
1.77E+00
1.85E+00
1.85E+00
1.85E+00
1.93E+00
1.85E+00
1.93E+00
1.85E+00
1.93E+00
1.93E+00
2.01E+00
2.01E+00
2.01E+00
2.01E+00
2.01E+00
2.01E+00
2.01E+00
2.01E+00
2.09E+00
2.09E+00
2.09E+00
2.17E+00
2.09E+00
2.17E+00
2.17E+00
2.09E+00
2.09E+00
2.17E+00
2.25E+00
2.17E+00
2.25E+00
2.25E+00
2.25E+00
2.25E+00
2.25E+00
2.25E+00
2.33E+00
2.33E+00
2.25E+00
2.33E+00
2.33E+00
2.33E+00
2.41E+00
2.33E+00
2.33E+00
2.41E+00
2.41E+00
2.41E+00
2.41E+00
2.41E+00
2.49E+00
2.49E+00
2.49E+00
2.57E+00
2.49E+00
2.57E+00
2.57E+00
2.57E+00
2.49E+00
2.57E+00
2.57E+00
2.57E+00
2.57E+00
2.57E+00
2.57E+00
2.57E+00
2.57E+00
2.57E+00
2.57E+00
2.65E+00
2.65E+00
2.65E+00
2.65E+00
2.65E+00
2.65E+00
2.65E+00
2.73E+00
2.73E+00
2.65E+00
2.73E+00
2.73E+00
2.73E+00
2.81E+00
2.73E+00
2.73E+00
2.73E+00
2.73E+00
2.81E+00
2.81E+00
2.73E+00
2.81E+00
2.81E+00
2.73E+00
2.81E+00
2.81E+00
2.81E+00
2.81E+00
2.89E+00
2.81E+00
2.81E+00
2.81E+00
2.81E+00
2.81E+00
2.89E+00
2.89E+00
2.89E+00
2.97E+00
2.89E+00
2.81E+00
2.89E+00
2.89E+00
2.89E+00
2.89E+00
2.89E+00
2.89E+00
2.97E+00
2.89E+00
2.97E+00
2.89E+00
2.89E+00
2.89E+00
2.97E+00
2.89E+00
2.97E+00
2.89E+00
2.89E+00
2.97E+00
2.97E+00
2.97E+00
2.97E+00
2.97E+00
2.97E+00
2.89E+00
2.97E+00
2.97E+00
2.97E+00
2.97E+00
2.97E+00
2.97E+00
2.97E+00
2.97E+00
2.89E+00
2.97E+00
2.97E+00
2.89E+00
2.97E+00
2.89E+00
2.89E+00
2.89E+00
2.97E+00
2.97E+00
2.97E+00
2.97E+00
2.97E+00
2.97E+00
2.97E+00
2.97E+00
2.97E+00
2.97E+00
2.97E+00
2.89E+00
2.97E+00
2.89E+00
2.89E+00
2.97E+00
2.89E+00
2.89E+00
2.97E+00
2.97E+00
2.97E+00
2.97E+00
2.89E+00
2.89E+00
2.89E+00
2.97E+00
2.89E+00
2.89E+00
2.89E+00
2.97E+00
2.81E+00
2.89E+00
2.89E+00
2.81E+00
2.89E+00
2.89E+00
2.81E+00
2.89E+00
2.89E+00
2.81E+00
2.89E+00
2.81E+00
2.81E+00
2.81E+00
2.81E+00
2.81E+00
2.81E+00
2.81E+00
2.81E+00
2.73E+00
2.73E+00
2.73E+00
2.73E+00
2.81E+00
2.73E+00
2.73E+00
2.73E+00
2.73E+00
2.73E+00
2.73E+00
2.65E+00
2.65E+00
2.73E+00
2.65E+00
2.65E+00
2.73E+00
2.65E+00
2.57E+00
2.65E+00
2.65E+00
2.65E+00
2.65E+00
2.65E+00
2.57E+00
2.57E+00
2.57E+00
2.57E+00
2.57E+00
2.57E+00
2.57E+00
2.57E+00
2.57E+00
2.57E+00
2.57E+00
2.49E+00
2.49E+00
2.49E+00
2.49E+00
2.49E+00
2.49E+00
2.49E+00
2.41E+00
2.41E+00
2.41E+00
2.33E+00
2.41E+00
2.41E+00
2.33E+00
2.41E+00
2.33E+00
2.33E+00
2.33E+00
2.33E+00
2.33E+00
2.25E+00
2.25E+00
2.25E+00
2.25E+00
2.25E+00
2.25E+00
2.25E+00
2.17E+00
2.17E+00
2.17E+00
2.09E+00
2.17E+00
2.17E+00
2.09E+00
2.01E+00
2.09E+00
2.09E+00
2.09E+00
2.09E+00
2.09E+00
2.01E+00
2.01E+00
2.01E+00
2.01E+00
2.01E+00
2.01E+00
2.01E+00
2.01E+00
1.85E+00
1.93E+00
1.93E+00
1.85E+00
1.77E+00
1.85E+00
1.77E+00
1.85E+00
1.85E+00
1.85E+00
1.69E+00
1.77E+00
1.69E+00
1.77E+00
1.69E+00
1.69E+00
1.61E+00
1.69E+00
1.61E+00
1.61E+00
1.53E+00
1.53E+00
1.53E+00
1.53E+00
1.53E+00
1.53E+00
1.45E+00
1.53E+00
1.45E+00
1.37E+00
1.45E+00
1.45E+00
1.37E+00
1.37E+00
1.37E+00
1.45E+00
1.37E+00
1.29E+00
1.29E+00
1.29E+00
1.21E+00
1.21E+00
1.21E+00
1.29E+00
1.21E+00
1.21E+00
1.21E+00
1.21E+00
1.13E+00
1.13E+00
1.05E+00
1.05E+00
1.05E+00
1.13E+00
9.65E-01
1.05E+00
9.65E-01
9.65E-01
9.65E-01
8.84E-01
8.84E-01
8.84E-01
8.84E-01
8.04E-01
8.84E-01
8.84E-01
8.04E-01
7.24E-01
7.24E-01
8.04E-01
8.04E-01
7.24E-01
7.24E-01
7.24E-01
6.43E-01
6.43E-01
6.43E-01
6.43E-01
5.63E-01
5.63E-01
5.63E-01
4.82E-01
4.82E-01
4.82E-01
4.82E-01
4.82E-01
4.02E-01
4.82E-01
4.02E-01
4.02E-01
3.22E-01
4.02E-01
3.22E-01
3.22E-01
3.22E-01
2.41E-01
3.22E-01
2.41E-01
2.41E-01
1.61E-01
1.61E-01
1.61E-01
1.61E-01
8.04E-02
8.04E-02
8.04E-02
8.04E-02
8.04E-02
8.04E-02
0.00E+00
8.04E-02
0.00E+00
-8.04E-02
0.00E+00
8.04E-02
-8.04E-02
-8.04E-02
-8.04E-02
-1.61E-01
-1.61E-01
-1.61E-01
-2.41E-01
-2.41E-01
-2.41E-01
-2.41E-01
-2.41E-01
-3.22E-01
-3.22E-01
-4.02E-01
-4.02E-01
-3.22E-01
-4.02E-01
-4.02E-01
-4.02E-01
-4.02E-01
-4.82E-01
-4.02E-01
-4.82E-01
-4.82E-01
-5.63E-01
-4.82E-01
-5.63E-01
-5.63E-01
-6.43E-01
-7.24E-01
-5.63E-01
-6.43E-01
-6.43E-01
-7.24E-01
-7.24E-01
-7.24E-01
-8.04E-01
-8.04E-01
-8.04E-01
-8.04E-01
-8.84E-01
-8.84E-01
-8.04E-01
-9.65E-01
-8.84E-01
-8.04E-01
-9.65E-01
-8.84E-01
-1.05E+00
-9.65E-01
-9.65E-01
-1.05E+00
-1.05E+00
-1.05E+00
-1.13E+00
-1.13E+00
-1.13E+00
-1.13E+00
-1.13E+00
-1.13E+00
-1.13E+00
-1.13E+00
-1.29E+00
-1.29E+00
-1.21E+00
-1.29E+00
-1.21E+00
-1.29E+00
-1.29E+00
-1.29E+00
-1.37E+00
-1.37E+00
-1.45E+00
-1.45E+00
-1.37E+00
-1.53E+00
-1.45E+00
-1.45E+00
-1.53E+00
-1.53E+00
-1.53E+00
-1.53E+00
-1.61E+00
-1.61E+00
-1.61E+00
-1.61E+00
-1.61E+00
-1.61E+00
-1.69E+00
-1.69E+00
-1.69E+00
-1.77E+00
-1.77E+00
-1.77E+00
-1.77E+00
-1.77E+00
-1.77E+00
-1.85E+00
-1.77E+00
-1.85E+00
-1.85E+00
-1.85E+00
-1.93E+00
-1.85E+00
-1.93E+00
-1.93E+00
-1.93E+00
-1.93E+00
-1.93E+00
-2.01E+00
-1.93E+00
-2.09E+00
-2.01E+00
-2.09E+00
-2.01E+00
-2.01E+00
-2.17E+00
-2.09E+00
-2.09E+00
-2.09E+00
-2.25E+00
-2.17E+00
-2.17E+00
-2.17E+00
-2.25E+00
-2.25E+00
-2.25E+00
-2.25E+00
-2.33E+00
-2.25E+00
-2.25E+00
-2.33E+00
-2.33E+00
-2.25E+00
-2.33E+00
-2.33E+00
-2.33E+00
-2.33E+00
-2.33E+00
-2.41E+00
-2.41E+00
-2.33E+00
-2.41E+00
-2.49E+00
-2.49E+00
-2.49E+00
-2.57E+00
-2.49E+00
-2.49E+00
-2.49E+00
-2.49E+00
-2.57E+00
-2.49E+00
-2.57E+00
-2.57E+00
-2.57E+00
-2.57E+00
-2.49E+00
-2.65E+00
-2.65E+00
-2.65E+00
-2.65E+00
-2.57E+00
-2.65E+00
-2.65E+00
-2.73E+00
-2.65E+00
-2.57E+00
-2.73E+00
-2.65E+00
-2.65E+00
-2.73E+00
-2.73E+00
-2.81E+00
-2.81E+00
-2.73E+00
-2.81E+00
-2.73E+00
-2.81E+00
-2.81E+00
-2.73E+00
-2.73E+00
-2.73E+00
-2.81E+00
-2.81E+00
-2.89E+00
-2.89E+00
-2.81E+00
-2.89E+00
-2.89E+00
-2.89E+00
-2.89E+00
-2.89E+00
-2.89E+00
-2.89E+00
-2.89E+00
-2.89E+00
-2.89E+00
-2.89E+00
-2.97E+00
-2.97E+00
-2.89E+00
-2.97E+00
-2.97E+00
-2.97E+00
-2.97E+00
-2.97E+00
-2.97E+00
-2.97E+00
-2.97E+00
-2.97E+00
-2.97E+00
-3.06E+00
-2.97E+00
-2.89E+00
-2.97E+00
-2.97E+00
-2.97E+00
-2.97E+00
-2.97E+00
-3.06E+00
-2.97E+00
-2.97E+00
-3.06E+00
-3.14E+00
-2.97E+00
-3.06E+00
-3.06E+00
-3.06E+00
-3.14E+00
-2.97E+00
-3.06E+00
-3.06E+00
-3.06E+00
-3.14E+00
-3.06E+00
-3.14E+00
-3.06E+00
-2.97E+00
-3.06E+00
-3.06E+00
-3.06E+00
-3.06E+00
-3.06E+00
-3.06E+00
-3.06E+00
-3.06E+00
-3.06E+00
-3.06E+00
-3.06E+00
-3.14E+00
-3.06E+00
-3.06E+00
-2.97E+00
-3.06E+00
-3.06E+00
-2.97E+00
-3.14E+00
-3.14E+00
-3.14E+00
-3.06E+00
-3.06E+00
-3.06E+00
-3.06E+00
-3.14E+00
-3.06E+00
-3.06E+00
-2.97E+00
-3.14E+00
-3.06E+00
-3.06E+00
-3.06E+00
-3.14E+00
-3.06E+00
-3.06E+00
-2.97E+00
-2.97E+00
-3.06E+00
-3.06E+00
-2.97E+00
-3.06E+00
-2.97E+00
-3.06E+00
-3.06E+00
-2.97E+00
-3.06E+00
-2.97E+00
-2.97E+00
-2.97E+00
-2.97E+00
-2.97E+00
-2.97E+00
-2.97E+00
-2.89E+00
-2.89E+00
-2.89E+00
-2.97E+00
-2.89E+00
-2.89E+00
-2.97E+00
-2.89E+00
-2.89E+00
-2.89E+00
-2.89E+00
-2.89E+00
-2.81E+00
-2.89E+00
-2.81E+00
-2.89E+00
-2.81E+00
-2.89E+00
-2.89E+00
-2.81E+00
-2.81E+00
-2.89E+00
-2.81E+00
-2.81E+00
-2.81E+00
-2.81E+00
-2.73E+00
-2.73E+00
-2.73E+00
-2.73E+00
-2.73E+00
-2.65E+00
-2.73E+00
-2.73E+00
-2.65E+00
-2.65E+00
-2.65E+00
-2.65E+00
-2.57E+00
-2.65E+00
-2.73E+00
-2.57E+00
-2.65E+00
-2.57E+00
-2.65E+00
-2.65E+00
-2.65E+00
-2.57E+00
-2.49E+00
-2.57E+00
-2.57E+00
-2.49E+00
-2.49E+00
-2.49E+00
-2.49E+00
-2.49E+00
-2.49E+00
-2.49E+00
-2.41E+00
-2.49E+00
-2.41E+00
-2.33E+00
-2.41E+00
-2.41E+00
-2.41E+00
-2.33E+00
-2.33E+00
-2.33E+00
-2.33E+00
-2.33E+00
-2.41E+00
-2.33E+00
-2.25E+00
-2.25E+00
-2.25E+00
-2.25E+00
-2.25E+00
-2.25E+00
-2.17E+00
-2.17E+00
-2.17E+00
-2.17E+00
-2.09E+00
-2.17E+00
-2.17E+00
-2.09E+00
-2.09E+00
-2.09E+00
-2.01E+00
-2.09E+00
-2.01E+00
-2.09E+00
-1.93E+00
-2.01E+00
-2.01E+00
-1.93E+00
-2.01E+00
-2.01E+00
-1.93E+00
-1.93E+00
-1.85E+00
-1.85E+00
-1.85E+00
-1.85E+00
-1.85E+00
-1.77E+00
-1.85E+00
-1.77E+00
-1.77E+00
-1.77E+00
-1.69E+00
-1.69E+00
-1.77E+00
-1.69E+00
-1.69E+00
-1.61E+00
-1.69E+00
-1.69E+00
-1.61E+00
-1.61E+00
-1.61E+00
-1.53E+00
-1.61E+00
-1.53E+00
-1.53E+00
-1.45E+00
-1.53E+00
-1.45E+00
-1.45E+00
-1.45E+00
-1.45E+00
-1.37E+00
-1.37E+00
-1.29E+00
-1.37E+00
-1.37E+00
-1.29E+00
-1.29E+00
-1.21E+00
-1.21E+00
-1.21E+00
-1.29E+00
-1.21E+00
-1.21E+00
-1.21E+00
-1.13E+00
-1.13E+00
-1.13E+00
-1.13E+00
-1.05E+00
-1.13E+00
-1.05E+00
-1.05E+00
-9.65E-01
-9.65E-01
-1.05E+00
-9.65E-01
-9.65E-01
-9.65E-01
-8.84E-01
-8.84E-01
-8.04E-01
-8.84E-01
-8.04E-01
-8.04E-01
-8.04E-01
-8.04E-01
-7.24E-01
-7.24E-01
-7.24E-01
-7.24E-01
-6.43E-01
-6.43E-01
-6.43E-01
-6.43E-01
-5.63E-01
-5.63E-01
-5.63E-01
-5.63E-01
-5.63E-01
-4.02E-01
-4.82E-01
-4.82E-01
-4.82E-01
-4.02E-01
-4.02E-01
-4.02E-01
-3.22E-01
-4.02E-01
-4.02E-01
-3.22E-01
-2.41E-01
-3.22E-01
-3.22E-01
-2.41E-01
-2.41E-01
-2.41E-01
-1.61E-01
-1.61E-01
-1.61E-01
-1.61E-01
-8.04E-02
-8.04E-02
-8.04E-02
0.00E+00
0.00E+00
0.00E+00
0.00E+00
0.00E+00
0.00E+00
8.04E-02
8.04E-02
8.04E-02
0.00E+00
8.04E-02
1.61E-01
8.04E-02
1.61E-01
1.61E-01
2.41E-01
1.61E-01
2.41E-01
3.22E-01
3.22E-01
3.22E-01
3.22E-01
3.22E-01
3.22E-01
3.22E-01
4.02E-01
4.82E-01
4.82E-01
4.02E-01
4.82E-01
4.82E-01
4.82E-01
5.63E-01
4.82E-01
5.63E-01
5.63E-01
5.63E-01
5.63E-01
6.43E-01
6.43E-01
7.24E-01
7.24E-01
7.24E-01
7.24E-01
7.24E-01
8.04E-01
7.24E-01
8.04E-01
8.04E-01
8.04E-01
8.84E-01
8.84E-01
9.65E-01
9.65E-01
8.84E-01
9.65E-01
9.65E-01
9.65E-01
9.65E-01
9.65E-01
1.05E+00
1.13E+00
1.05E+00
1.13E+00
1.05E+00
1.13E+00
1.21E+00
1.13E+00
1.13E+00
1.21E+00
1.21E+00
1.21E+00
1.21E+00
1.29E+00
1.29E+00
1.29E+00
1.37E+00
1.37E+00
1.37E+00
1.29E+00
1.37E+00
1.37E+00
1.45E+00
1.45E+00
1.45E+00
1.45E+00
1.53E+00
1.45E+00
1.53E+00
1.53E+00
1.53E+00
1.53E+00
1.61E+00
1.69E+00
1.61E+00
1.61E+00
1.69E+00
1.69E+00
1.61E+00
1.69E+00
1.69E+00
1.69E+00
1.77E+00
1.85E+00
1.85E+00
1.77E+00
1.77E+00
1.85E+00
1.85E+00
1.85E+00
1.93E+00
1.93E+00
1.85E+00
1.85E+00
1.93E+00
1.85E+00
1.93E+00
1.93E+00
2.01E+00
2.01E+00
2.01E+00
2.01E+00
2.09E+00
2.09E+00
2.01E+00
2.01E+00
2.09E+00
2.17E+00
2.09E+00
2.09E+00
2.09E+00
2.09E+00
2.09E+00
2.17E+00
2.17E+00
2.25E+00
2.17E+00
2.17E+00
2.25E+00
2.25E+00
2.25E+00
2.33E+00
2.33E+00
2.25E+00
2.33E+00
2.33E+00
2.25E+00
2.33E+00
2.41E+00
2.33E+00
2.33E+00
2.41E+00
2.41E+00
2.41E+00
2.41E+00
2.41E+00
2.41E+00
2.49E+00
2.49E+00
2.49E+00
2.49E+00
2.49E+00
2.49E+00
2.49E+00
2.49E+00
2.49E+00
2.57E+00
2.49E+00
2.57E+00
2.49E+00
2.57E+00
2.49E+00
2.57E+00
2.57E+00
2.65E+00
2.57E+00
2.65E+00
2.65E+00
2.57E+00
2.73E+00
2.65E+00
2.65E+00
2.73E+00
2.65E+00
2.65E+00
2.73E+00
2.65E+00
2.73E+00
2.65E+00
2.81E+00
2.73E+00
2.73E+00
2.81E+00
2.73E+00
2.81E+00
2.73E+00
2.73E+00
2.81E+00
2.81E+00
2.81E+00
2.81E+00
2.81E+00
2.89E+00
2.81E+00
2.89E+00
2.81E+00
2.81E+00
2.81E+00
2.89E+00
2.81E+00
2.89E+00
2.81E+00
2.89E+00
2.81E+00
2.89E+00
2.89E+00
2.97E+00
2.89E+00
2.97E+00
2.89E+00
2.89E+00
2.97E+00
2.89E+00
2.89E+00
2.89E+00
2.97E+00
2.97E+00
2.89E+00
2.89E+00
2.89E+00
2.97E+00
2.97E+00
2.89E+00
2.97E+00
2.89E+00
2.97E+00
2.97E+00
2.89E+00
2.89E+00
2.97E+00
2.97E+00
2.97E+00
2.97E+00
2.97E+00
2.97E+00
2.97E+00
2.97E+00
2.97E+00
2.97E+00
2.89E+00
2.97E+00
2.97E+00
2.97E+00
2.97E+00
2.89E+00
2.97E+00
2.97E+00
2.97E+00
2.97E+00
2.97E+00
3.06E+00
2.97E+00
2.97E+00
2.89E+00
2.97E+00
2.97E+00
2.89E+00
2.97E+00
2.97E+00
2.89E+00
2.97E+00
2.89E+00
2.89E+00
2.89E+00
2.89E+00
2.89E+00
2.89E+00
2.97E+00
2.89E+00
2.89E+00
2.97E+00
2.89E+00
2.89E+00
2.81E+00
2.89E+00
2.89E+00
2.89E+00
2.89E+00
2.89E+00
2.89E+00
2.89E+00
2.89E+00
2.89E+00
2.89E+00
2.89E+00
2.81E+00
2.81E+00
2.89E+00
2.89E+00
2.81E+00
2.81E+00
2.81E+00
2.81E+00
2.73E+00
2.73E+00
2.81E+00
2.81E+00
2.73E+00
2.81E+00
2.81E+00
2.73E+00
2.73E+00
2.73E+00
2.73E+00
2.65E+00
2.73E+00
2.73E+00
2.73E+00
2.65E+00
2.65E+00
2.65E+00
2.65E+00
2.65E+00
2.65E+00
2.65E+00
2.73E+00
2.65E+00
2.65E+00
2.65E+00
2.57E+00
2.65E+00
2.57E+00
2.57E+00
2.57E+00
2.49E+00
2.57E+00
2.57E+00
2.57E+00
2.49E+00
2.57E+00
2.49E+00
2.57E+00
2.49E+00
2.41E+00
2.49E+00
2.41E+00
2.41E+00
2.41E+00
2.41E+00
2.41E+00
2.41E+00
2.33E+00
2.41E+00
2.33E+00
2.41E+00
2.33E+00
2.33E+00
2.33E+00
2.33E+00
2.25E+00
2.25E+00
2.33E+00
2.25E+00
2.25E+00
2.17E+00
2.25E+00
2.17E+00
2.17E+00
2.17E+00
2.17E+00
2.09E+00
2.09E+00
2.17E+00
2.09E+00
2.01E+00
2.09E+00
2.09E+00
2.09E+00
2.09E+00
2.01E+00
2.01E+00
2.09E+00
2.01E+00
1.93E+00
2.01E+00
1.93E+00
1.93E+00
1.93E+00
1.85E+00
2.01E+00
1.93E+00
1.85E+00
1.85E+00
1.85E+00
1.77E+00
1.85E+00
1.77E+00
1.77E+00
1.77E+00
1.77E+00
1.69E+00
1.69E+00
1.69E+00
1.69E+00
1.69E+00
1.69E+00
1.61E+00
1.61E+00];
y=[1.53E+00
1.61E+00
1.53E+00
1.53E+00
1.45E+00
1.53E+00
1.53E+00
1.45E+00
1.45E+00
1.45E+00
1.45E+00
1.37E+00
1.29E+00
1.37E+00
1.29E+00
1.29E+00
1.37E+00
1.29E+00
1.29E+00
1.29E+00
1.29E+00
1.29E+00
1.21E+00
1.29E+00
1.21E+00
1.13E+00
1.13E+00
1.21E+00
1.05E+00
1.05E+00
1.05E+00
1.05E+00
9.65E-01
9.65E-01
9.65E-01
9.65E-01
9.65E-01
9.65E-01
9.65E-01
8.84E-01
8.84E-01
8.84E-01
8.04E-01
8.04E-01
8.04E-01
8.04E-01
8.04E-01
8.04E-01
8.84E-01
7.24E-01
7.24E-01
7.24E-01
6.43E-01
8.04E-01
6.43E-01
6.43E-01
6.43E-01
6.43E-01
5.63E-01
4.82E-01
5.63E-01
5.63E-01
5.63E-01
4.82E-01
4.82E-01
4.82E-01
4.82E-01
4.02E-01
4.02E-01
4.02E-01
3.22E-01
3.22E-01
3.22E-01
3.22E-01
2.41E-01
2.41E-01
2.41E-01
1.61E-01
1.61E-01
2.41E-01
1.61E-01
8.04E-02
1.61E-01
1.61E-01
8.04E-02
8.04E-02
8.04E-02
0.00E+00
0.00E+00
0.00E+00
0.00E+00
0.00E+00
-8.04E-02
-8.04E-02
-8.04E-02
-1.61E-01
-1.61E-01
-8.04E-02
-1.61E-01
-1.61E-01
-1.61E-01
-2.41E-01
-2.41E-01
-1.61E-01
-3.22E-01
-2.41E-01
-2.41E-01
-3.22E-01
-4.02E-01
-4.02E-01
-4.02E-01
-4.02E-01
-4.02E-01
-4.02E-01
-4.82E-01
-4.82E-01
-4.82E-01
-5.63E-01
-4.82E-01
-4.82E-01
-4.82E-01
-5.63E-01
-5.63E-01
-5.63E-01
-5.63E-01
-6.43E-01
-6.43E-01
-6.43E-01
-7.24E-01
-7.24E-01
-7.24E-01
-7.24E-01
-8.04E-01
-8.04E-01
-8.04E-01
-8.84E-01
-8.84E-01
-8.84E-01
-8.84E-01
-8.84E-01
-9.65E-01
-9.65E-01
-9.65E-01
-9.65E-01
-1.05E+00
-9.65E-01
-9.65E-01
-1.13E+00
-1.05E+00
-1.05E+00
-1.13E+00
-1.13E+00
-1.13E+00
-1.13E+00
-1.29E+00
-1.21E+00
-1.21E+00
-1.13E+00
-1.29E+00
-1.21E+00
-1.21E+00
-1.37E+00
-1.37E+00
-1.29E+00
-1.29E+00
-1.37E+00
-1.37E+00
-1.37E+00
-1.45E+00
-1.45E+00
-1.45E+00
-1.45E+00
-1.53E+00
-1.53E+00
-1.45E+00
-1.53E+00
-1.53E+00
-1.53E+00
-1.61E+00
-1.61E+00
-1.61E+00
-1.69E+00
-1.69E+00
-1.69E+00
-1.69E+00
-1.69E+00
-1.69E+00
-1.69E+00
-1.77E+00
-1.77E+00
-1.77E+00
-1.77E+00
-1.85E+00
-1.85E+00
-1.77E+00
-1.85E+00
-1.85E+00
-1.93E+00
-1.85E+00
-1.93E+00
-1.93E+00
-1.93E+00
-1.93E+00
-1.93E+00
-2.09E+00
-2.01E+00
-2.01E+00
-2.09E+00
-2.01E+00
-2.01E+00
-2.01E+00
-2.09E+00
-2.09E+00
-2.09E+00
-2.17E+00
-2.17E+00
-2.17E+00
-2.17E+00
-2.09E+00
-2.17E+00
-2.17E+00
-2.25E+00
-2.25E+00
-2.25E+00
-2.33E+00
-2.33E+00
-2.25E+00
-2.33E+00
-2.25E+00
-2.33E+00
-2.33E+00
-2.33E+00
-2.33E+00
-2.33E+00
-2.41E+00
-2.41E+00
-2.41E+00
-2.49E+00
-2.41E+00
-2.49E+00
-2.49E+00
-2.41E+00
-2.49E+00
-2.49E+00
-2.49E+00
-2.49E+00
-2.49E+00
-2.49E+00
-2.57E+00
-2.57E+00
-2.57E+00
-2.57E+00
-2.57E+00
-2.65E+00
-2.57E+00
-2.57E+00
-2.65E+00
-2.57E+00
-2.65E+00
-2.65E+00
-2.65E+00
-2.65E+00
-2.65E+00
-2.65E+00
-2.65E+00
-2.73E+00
-2.73E+00
-2.73E+00
-2.73E+00
-2.65E+00
-2.73E+00
-2.81E+00
-2.73E+00
-2.73E+00
-2.81E+00
-2.81E+00
-2.73E+00
-2.81E+00
-2.81E+00
-2.81E+00
-2.81E+00
-2.81E+00
-2.73E+00
-2.89E+00
-2.81E+00
-2.89E+00
-2.81E+00
-2.81E+00
-2.81E+00
-2.89E+00
-2.89E+00
-2.97E+00
-2.89E+00
-2.81E+00
-2.89E+00
-2.81E+00
-2.89E+00
-2.89E+00
-2.97E+00
-2.97E+00
-2.89E+00
-2.97E+00
-2.97E+00
-2.97E+00
-2.97E+00
-2.97E+00
-2.97E+00
-2.97E+00
-2.97E+00
-3.06E+00
-2.97E+00
-2.97E+00
-2.97E+00
-2.97E+00
-2.97E+00
-2.97E+00
-2.97E+00
-3.06E+00
-2.97E+00
-3.06E+00
-2.97E+00
-2.97E+00
-2.97E+00
-2.97E+00
-2.97E+00
-3.06E+00
-3.06E+00
-2.97E+00
-2.97E+00
-3.06E+00
-3.06E+00
-3.06E+00
-3.06E+00
-3.06E+00
-3.06E+00
-2.97E+00
-2.97E+00
-3.06E+00
-2.97E+00
-3.06E+00
-3.06E+00
-3.06E+00
-2.97E+00
-3.06E+00
-2.97E+00
-3.06E+00
-3.06E+00
-3.06E+00
-3.06E+00
-2.97E+00
-3.06E+00
-3.06E+00
-2.97E+00
-2.97E+00
-3.06E+00
-3.06E+00
-2.97E+00
-3.06E+00
-3.06E+00
-3.06E+00
-3.06E+00
-2.97E+00
-3.06E+00
-3.06E+00
-3.06E+00
-3.06E+00
-2.97E+00
-2.97E+00
-2.97E+00
-2.97E+00
-2.97E+00
-2.97E+00
-3.06E+00
-2.97E+00
-3.06E+00
-2.97E+00
-3.06E+00
-3.06E+00
-3.06E+00
-2.89E+00
-2.97E+00
-2.97E+00
-3.06E+00
-2.97E+00
-2.97E+00
-2.97E+00
-2.97E+00
-2.97E+00
-2.89E+00
-2.89E+00
-2.89E+00
-2.89E+00
-2.89E+00
-2.97E+00
-2.89E+00
-2.89E+00
-2.89E+00
-2.89E+00
-2.81E+00
-2.89E+00
-2.81E+00
-2.89E+00
-2.81E+00
-2.89E+00
-2.89E+00
-2.81E+00
-2.73E+00
-2.81E+00
-2.81E+00
-2.73E+00
-2.73E+00
-2.81E+00
-2.81E+00
-2.73E+00
-2.73E+00
-2.65E+00
-2.81E+00
-2.81E+00
-2.65E+00
-2.73E+00
-2.73E+00
-2.65E+00
-2.65E+00
-2.65E+00
-2.65E+00
-2.65E+00
-2.57E+00
-2.65E+00
-2.65E+00
-2.57E+00
-2.65E+00
-2.57E+00
-2.57E+00
-2.57E+00
-2.57E+00
-2.57E+00
-2.49E+00
-2.41E+00
-2.49E+00
-2.57E+00
-2.49E+00
-2.49E+00
-2.57E+00
-2.49E+00
-2.49E+00
-2.41E+00
-2.41E+00
-2.41E+00
-2.41E+00
-2.49E+00
-2.41E+00
-2.41E+00
-2.33E+00
-2.25E+00
-2.33E+00
-2.33E+00
-2.33E+00
-2.33E+00
-2.25E+00
-2.25E+00
-2.25E+00
-2.17E+00
-2.25E+00
-2.25E+00
-2.17E+00
-2.17E+00
-2.17E+00
-2.09E+00
-2.09E+00
-2.09E+00
-2.09E+00
-2.17E+00
-2.09E+00
-2.09E+00
-2.09E+00
-2.09E+00
-2.09E+00
-2.01E+00
-2.09E+00
-2.01E+00
-2.09E+00
-1.93E+00
-2.01E+00
-1.93E+00
-1.93E+00
-1.93E+00
-1.93E+00
-1.85E+00
-1.85E+00
-1.85E+00
-1.85E+00
-1.77E+00
-1.77E+00
-1.77E+00
-1.77E+00
-1.77E+00
-1.69E+00
-1.77E+00
-1.69E+00
-1.69E+00
-1.69E+00
-1.69E+00
-1.61E+00
-1.61E+00
-1.69E+00
-1.69E+00
-1.61E+00
-1.53E+00
-1.61E+00
-1.53E+00
-1.45E+00
-1.53E+00
-1.45E+00
-1.53E+00
-1.45E+00
-1.45E+00
-1.45E+00
-1.37E+00
-1.45E+00
-1.45E+00
-1.37E+00
-1.37E+00
-1.29E+00
-1.29E+00
-1.37E+00
-1.29E+00
-1.21E+00
-1.29E+00
-1.29E+00
-1.21E+00
-1.21E+00
-1.13E+00
-1.13E+00
-1.13E+00
-1.05E+00
-1.05E+00
-1.13E+00
-1.05E+00
-9.65E-01
-1.05E+00
-1.05E+00
-9.65E-01
-9.65E-01
-8.84E-01
-9.65E-01
-8.84E-01
-8.84E-01
-8.84E-01
-8.04E-01
-8.04E-01
-8.04E-01
-8.04E-01
-8.04E-01
-8.04E-01
-8.04E-01
-7.24E-01
-6.43E-01
-7.24E-01
-7.24E-01
-6.43E-01
-6.43E-01
-6.43E-01
-6.43E-01
-5.63E-01
-4.82E-01
-5.63E-01
-4.82E-01
-4.82E-01
-4.82E-01
-4.82E-01
-4.82E-01
-4.02E-01
-4.02E-01
-4.02E-01
-4.02E-01
-4.02E-01
-3.22E-01
-3.22E-01
-3.22E-01
-3.22E-01
-3.22E-01
-2.41E-01
-2.41E-01
-2.41E-01
-2.41E-01
-1.61E-01
-8.04E-02
-8.04E-02
-8.04E-02
-1.61E-01
-8.04E-02
-8.04E-02
0.00E+00
-8.04E-02
-8.04E-02
0.00E+00
0.00E+00
0.00E+00
8.04E-02
8.04E-02
1.61E-01
8.04E-02
8.04E-02
1.61E-01
1.61E-01
1.61E-01
1.61E-01
2.41E-01
2.41E-01
2.41E-01
2.41E-01
3.22E-01
3.22E-01
3.22E-01
4.02E-01
4.02E-01
4.02E-01
4.02E-01
4.82E-01
4.02E-01
4.82E-01
4.02E-01
4.82E-01
4.82E-01
4.82E-01
5.63E-01
5.63E-01
6.43E-01
5.63E-01
6.43E-01
6.43E-01
6.43E-01
6.43E-01
6.43E-01
7.24E-01
7.24E-01
8.04E-01
7.24E-01
8.04E-01
8.04E-01
8.84E-01
8.84E-01
8.84E-01
8.84E-01
8.84E-01
8.84E-01
9.65E-01
9.65E-01
9.65E-01
1.05E+00
9.65E-01
1.05E+00
1.05E+00
1.05E+00
1.05E+00
1.13E+00
1.13E+00
1.13E+00
1.13E+00
1.21E+00
1.21E+00
1.13E+00
1.29E+00
1.21E+00
1.29E+00
1.29E+00
1.29E+00
1.37E+00
1.29E+00
1.29E+00
1.37E+00
1.37E+00
1.37E+00
1.37E+00
1.45E+00
1.37E+00
1.45E+00
1.45E+00
1.53E+00
1.45E+00
1.53E+00
1.61E+00
1.53E+00
1.53E+00
1.61E+00
1.53E+00
1.61E+00
1.61E+00
1.61E+00
1.61E+00
1.69E+00
1.69E+00
1.69E+00
1.69E+00
1.77E+00
1.77E+00
1.77E+00
1.77E+00
1.85E+00
1.69E+00
1.85E+00
1.77E+00
1.85E+00
1.85E+00
1.85E+00
1.93E+00
2.01E+00
1.93E+00
1.93E+00
2.01E+00
2.01E+00
1.93E+00
1.93E+00
2.01E+00
2.09E+00
2.01E+00
2.09E+00
2.01E+00
2.09E+00
2.09E+00
2.09E+00
2.17E+00
2.17E+00
2.17E+00
2.17E+00
2.17E+00
2.25E+00
2.25E+00
2.25E+00
2.17E+00
2.25E+00
2.17E+00
2.25E+00
2.25E+00
2.33E+00
2.25E+00
2.33E+00
2.33E+00
2.33E+00
2.33E+00
2.33E+00
2.41E+00
2.41E+00
2.41E+00
2.33E+00
2.49E+00
2.41E+00
2.41E+00
2.49E+00
2.41E+00
2.49E+00
2.41E+00
2.41E+00
2.41E+00
2.49E+00
2.49E+00
2.49E+00
2.57E+00
2.49E+00
2.49E+00
2.57E+00
2.57E+00
2.49E+00
2.65E+00
2.65E+00
2.65E+00
2.65E+00
2.57E+00
2.57E+00
2.65E+00
2.65E+00
2.65E+00
2.65E+00
2.73E+00
2.65E+00
2.65E+00
2.73E+00
2.73E+00
2.73E+00
2.65E+00
2.73E+00
2.65E+00
2.73E+00
2.73E+00
2.73E+00
2.73E+00
2.73E+00
2.81E+00
2.73E+00
2.81E+00
2.81E+00
2.81E+00
2.81E+00
2.81E+00
2.73E+00
2.81E+00
2.89E+00
2.81E+00
2.81E+00
2.81E+00
2.81E+00
2.81E+00
2.81E+00
2.73E+00
2.81E+00
2.89E+00
2.89E+00
2.81E+00
2.89E+00
2.89E+00
2.89E+00
2.89E+00
2.81E+00
2.81E+00
2.89E+00
2.81E+00
2.89E+00
2.97E+00
2.97E+00
2.89E+00
2.89E+00
2.89E+00
2.97E+00
2.97E+00
2.89E+00
2.97E+00
2.89E+00
2.89E+00
2.89E+00
2.89E+00
2.97E+00
2.89E+00
2.89E+00
2.97E+00
2.97E+00
2.97E+00
2.97E+00
2.89E+00
2.97E+00
2.89E+00
2.97E+00
2.89E+00
2.89E+00
2.97E+00
2.97E+00
2.97E+00
2.97E+00
2.89E+00
2.89E+00
2.97E+00
2.97E+00
2.89E+00
2.97E+00
2.89E+00
2.89E+00
2.89E+00
2.97E+00
2.89E+00
2.89E+00
2.97E+00
2.97E+00
2.89E+00
2.97E+00
2.89E+00
2.97E+00
2.89E+00
2.89E+00
2.89E+00
2.89E+00
2.89E+00
2.89E+00
2.89E+00
2.89E+00
2.89E+00
2.89E+00
2.89E+00
2.81E+00
2.89E+00
2.89E+00
2.89E+00
2.81E+00
2.89E+00
2.81E+00
2.81E+00
2.81E+00
2.81E+00
2.81E+00
2.81E+00
2.81E+00
2.81E+00
2.81E+00
2.81E+00
2.73E+00
2.81E+00
2.73E+00
2.81E+00
2.73E+00
2.81E+00
2.81E+00
2.81E+00
2.73E+00
2.73E+00
2.73E+00
2.73E+00
2.73E+00
2.65E+00
2.73E+00
2.73E+00
2.73E+00
2.65E+00
2.65E+00
2.65E+00
2.65E+00
2.57E+00
2.57E+00
2.57E+00
2.65E+00
2.65E+00
2.65E+00
2.57E+00
2.65E+00
2.57E+00
2.65E+00
2.57E+00
2.49E+00
2.49E+00
2.57E+00
2.57E+00
2.49E+00
2.57E+00
2.49E+00
2.49E+00
2.49E+00
2.49E+00
2.41E+00
2.49E+00
2.49E+00
2.49E+00
2.33E+00
2.41E+00
2.33E+00
2.33E+00
2.41E+00
2.33E+00
2.33E+00
2.33E+00
2.33E+00
2.33E+00
2.25E+00
2.33E+00
2.25E+00
2.25E+00
2.17E+00
2.25E+00
2.17E+00
2.17E+00
2.17E+00
2.25E+00
2.17E+00
2.17E+00
2.17E+00
2.09E+00
2.09E+00
2.09E+00
2.17E+00
2.09E+00
2.01E+00
2.09E+00
2.09E+00
2.09E+00
2.09E+00
2.01E+00
2.01E+00
2.01E+00
1.93E+00
2.01E+00
1.93E+00
1.93E+00
1.93E+00
1.93E+00
1.93E+00
1.85E+00
1.85E+00
1.77E+00
1.85E+00
1.77E+00
1.77E+00
1.77E+00
1.77E+00
1.69E+00
1.77E+00
1.69E+00
1.69E+00
1.69E+00
1.69E+00
1.69E+00
1.69E+00
1.69E+00
1.61E+00
1.69E+00
1.53E+00
1.61E+00
1.53E+00
1.53E+00
1.53E+00
1.45E+00
1.45E+00
1.45E+00
1.37E+00
1.45E+00
1.45E+00
1.37E+00
1.45E+00
1.37E+00
1.37E+00
1.37E+00
1.29E+00
1.29E+00
1.21E+00
1.21E+00
1.29E+00
1.29E+00
1.21E+00
1.21E+00
1.21E+00
1.13E+00
1.13E+00
1.13E+00
1.13E+00
1.05E+00
1.13E+00
9.65E-01
1.05E+00
9.65E-01
1.05E+00
1.05E+00
9.65E-01
9.65E-01
8.84E-01
9.65E-01
8.84E-01
8.84E-01
8.84E-01
8.84E-01
8.04E-01
8.04E-01
8.04E-01
8.04E-01
8.04E-01
8.04E-01
7.24E-01
6.43E-01
7.24E-01
7.24E-01
7.24E-01
5.63E-01
6.43E-01
6.43E-01
6.43E-01
5.63E-01
4.82E-01
5.63E-01
4.82E-01
4.82E-01
4.82E-01
4.82E-01
4.02E-01
4.02E-01
4.02E-01
4.02E-01
3.22E-01
3.22E-01
3.22E-01
3.22E-01
3.22E-01
3.22E-01
2.41E-01
2.41E-01
1.61E-01
1.61E-01
1.61E-01
1.61E-01
8.04E-02
8.04E-02
8.04E-02
8.04E-02
0.00E+00
0.00E+00
8.04E-02
-8.04E-02
-8.04E-02
0.00E+00
-8.04E-02
-8.04E-02
-1.61E-01
-1.61E-01
-8.04E-02
-1.61E-01
-1.61E-01
-1.61E-01
-1.61E-01
-1.61E-01
-3.22E-01
-2.41E-01
-2.41E-01
-2.41E-01
-3.22E-01
-3.22E-01
-3.22E-01
-4.02E-01
-3.22E-01
-4.02E-01
-4.02E-01
-4.82E-01
-4.82E-01
-4.82E-01
-4.82E-01
-4.82E-01
-4.82E-01
-5.63E-01
-5.63E-01
-5.63E-01
-6.43E-01
-6.43E-01
-6.43E-01
-6.43E-01
-6.43E-01
-7.24E-01
-6.43E-01
-7.24E-01
-7.24E-01
-8.04E-01
-8.04E-01
-7.24E-01
-8.04E-01
-8.84E-01
-8.84E-01
-8.84E-01
-8.84E-01
-8.84E-01
-9.65E-01
-8.84E-01
-9.65E-01
-1.05E+00
-9.65E-01
-1.05E+00
-1.21E+00
-1.05E+00
-1.13E+00
-1.05E+00
-1.13E+00
-1.13E+00
-1.21E+00
-1.21E+00
-1.21E+00
-1.21E+00
-1.29E+00
-1.21E+00
-1.21E+00
-1.29E+00
-1.29E+00
-1.37E+00
-1.29E+00
-1.29E+00
-1.29E+00
-1.37E+00
-1.37E+00
-1.37E+00
-1.37E+00
-1.45E+00
-1.45E+00
-1.45E+00
-1.45E+00
-1.61E+00
-1.53E+00
-1.53E+00
-1.61E+00
-1.53E+00
-1.61E+00
-1.69E+00
-1.69E+00
-1.61E+00
-1.69E+00
-1.69E+00
-1.69E+00
-1.77E+00
-1.69E+00
-1.69E+00
-1.77E+00
-1.77E+00
-1.77E+00
-1.77E+00
-1.85E+00
-1.77E+00
-1.85E+00
-1.85E+00
-1.93E+00
-1.85E+00
-1.85E+00
-1.93E+00
-2.01E+00
-1.93E+00
-1.93E+00
-1.93E+00
-2.01E+00
-1.93E+00
-2.01E+00
-2.01E+00
-2.01E+00
-2.09E+00
-2.09E+00
-2.09E+00
-2.09E+00
-2.09E+00
-2.09E+00
-2.17E+00
-2.17E+00
-2.17E+00
-2.25E+00
-2.17E+00
-2.09E+00
-2.17E+00
-2.17E+00
-2.25E+00
-2.33E+00
-2.33E+00
-2.33E+00
-2.33E+00
-2.33E+00
-2.41E+00
-2.41E+00
-2.41E+00
-2.33E+00
-2.41E+00
-2.41E+00
-2.41E+00
-2.41E+00
-2.49E+00
-2.41E+00
-2.41E+00
-2.41E+00
-2.41E+00
-2.49E+00
-2.49E+00
-2.49E+00
-2.49E+00
-2.49E+00
-2.49E+00
-2.49E+00
-2.57E+00
-2.49E+00
-2.49E+00
-2.57E+00
-2.57E+00
-2.57E+00
-2.57E+00
-2.65E+00
-2.65E+00
-2.65E+00
-2.57E+00
-2.73E+00
-2.65E+00
-2.65E+00
-2.65E+00
-2.73E+00
-2.65E+00
-2.65E+00
-2.65E+00
-2.65E+00
-2.73E+00
-2.65E+00
-2.73E+00
-2.73E+00
-2.73E+00
-2.73E+00
-2.73E+00
-2.89E+00
-2.81E+00
-2.73E+00
-2.81E+00
-2.81E+00
-2.81E+00
-2.81E+00
-2.81E+00
-2.97E+00
-2.89E+00
-2.89E+00
-2.89E+00
-2.89E+00
-2.89E+00
-2.89E+00
-2.89E+00
-2.89E+00
-2.89E+00
-2.97E+00
-2.89E+00
-2.89E+00
-2.97E+00
-2.89E+00
-2.97E+00
-2.97E+00
-2.97E+00
-2.89E+00
-2.97E+00
-2.89E+00
-2.97E+00
-2.97E+00
-2.97E+00
-2.97E+00
-2.97E+00
-2.97E+00
-3.06E+00
-2.97E+00
-2.97E+00
-3.06E+00
-2.97E+00
-2.97E+00
-2.97E+00
-2.97E+00
-2.97E+00
-2.97E+00
-2.97E+00
-2.97E+00
-2.97E+00
-3.06E+00
-3.06E+00
-3.06E+00
-3.06E+00
-2.97E+00
-2.97E+00
-3.06E+00
-3.06E+00
-3.06E+00
-3.06E+00
-3.06E+00
-3.06E+00
-3.06E+00
-2.97E+00
-3.06E+00
-2.97E+00
-3.06E+00
-3.14E+00
-2.97E+00
-3.06E+00
-2.97E+00
-3.06E+00
-3.06E+00
-3.06E+00
-3.06E+00
-3.06E+00
-3.06E+00
-3.06E+00
-2.97E+00
-3.06E+00
-3.06E+00
-3.06E+00
-3.06E+00
-3.06E+00
-3.06E+00
-2.97E+00
-2.97E+00
-3.06E+00
-2.97E+00
-2.97E+00
-3.06E+00
-3.06E+00
-2.97E+00
-3.06E+00
-2.97E+00
-2.97E+00
-3.06E+00
-2.89E+00
-2.97E+00
-2.97E+00
-3.06E+00
-2.97E+00
-3.06E+00
-3.06E+00
-3.06E+00
-2.97E+00
-2.89E+00
-2.97E+00
-2.97E+00
-2.89E+00
-2.89E+00
-2.89E+00
-2.89E+00
-2.89E+00
-2.89E+00
-2.89E+00
-2.89E+00
-2.89E+00
-2.89E+00
-2.89E+00
-2.89E+00
-2.89E+00
-2.89E+00
-2.97E+00
-2.89E+00
-2.89E+00
-2.81E+00
-2.89E+00
-2.89E+00
-2.81E+00
-2.89E+00
-2.89E+00
-2.81E+00
-2.81E+00
-2.81E+00
-2.81E+00
-2.81E+00
-2.73E+00
-2.73E+00
-2.81E+00
-2.73E+00
-2.73E+00
-2.65E+00
-2.81E+00
-2.73E+00
-2.65E+00
-2.73E+00
-2.65E+00
-2.65E+00
-2.65E+00
-2.73E+00
-2.57E+00
-2.57E+00
-2.57E+00
-2.65E+00
-2.65E+00
-2.65E+00
-2.57E+00
-2.57E+00
-2.57E+00
-2.49E+00
-2.57E+00
-2.49E+00
-2.57E+00
-2.49E+00
-2.57E+00
-2.49E+00
-2.49E+00
-2.41E+00
-2.49E+00
-2.57E+00
-2.49E+00
-2.41E+00
-2.41E+00
-2.41E+00
-2.41E+00
-2.41E+00
-2.33E+00
-2.33E+00
-2.41E+00
-2.33E+00
-2.25E+00
-2.33E+00
-2.33E+00
-2.25E+00
-2.25E+00
-2.25E+00
-2.25E+00
-2.25E+00
-2.25E+00
-2.25E+00
-2.25E+00
-2.17E+00
-2.17E+00
-2.09E+00
-2.17E+00
-2.09E+00
-2.09E+00
-2.09E+00
-2.17E+00
-2.01E+00
-2.09E+00
-2.01E+00
-2.01E+00
-1.93E+00
-1.93E+00
-2.01E+00
-2.01E+00
-2.01E+00
-1.93E+00
-1.85E+00
-1.93E+00
-2.01E+00
-1.93E+00
-1.85E+00
-1.93E+00
-1.85E+00
-1.85E+00
-1.77E+00
-1.77E+00
-1.69E+00
-1.85E+00
-1.77E+00
-1.77E+00
-1.77E+00
-1.77E+00
-1.69E+00
-1.69E+00
-1.69E+00
-1.61E+00
-1.61E+00
-1.61E+00
-1.61E+00
-1.61E+00
-1.53E+00
-1.53E+00
-1.53E+00
-1.53E+00
-1.45E+00
-1.45E+00
-1.45E+00
-1.45E+00
-1.45E+00
-1.37E+00
-1.29E+00
-1.37E+00
-1.37E+00
-1.37E+00
-1.37E+00
-1.21E+00
-1.29E+00
-1.29E+00
-1.21E+00
-1.21E+00
-1.21E+00
-1.13E+00
-1.13E+00
-1.13E+00
-1.13E+00
-1.13E+00
-1.13E+00
-1.13E+00
-1.13E+00
-1.05E+00
-1.05E+00
-9.65E-01
-1.05E+00
-9.65E-01
-9.65E-01
-8.84E-01
-8.84E-01
-9.65E-01
-8.84E-01
-8.84E-01
-8.84E-01
-8.84E-01
-8.04E-01
-8.04E-01
-8.04E-01
-8.04E-01
-8.04E-01
-7.24E-01
-7.24E-01
-7.24E-01
-7.24E-01
-6.43E-01
-6.43E-01
-5.63E-01
-6.43E-01
-6.43E-01
-5.63E-01
-4.82E-01
-4.82E-01
-4.82E-01
-4.82E-01
-4.82E-01
-4.02E-01
-4.02E-01
-4.02E-01
-4.82E-01
-4.02E-01
-3.22E-01
-4.02E-01
-4.02E-01
-2.41E-01
-3.22E-01
-3.22E-01
-2.41E-01
-2.41E-01
-2.41E-01
-1.61E-01
-1.61E-01
-8.04E-02
-8.04E-02
-1.61E-01
-8.04E-02
-8.04E-02
-8.04E-02
0.00E+00
-8.04E-02
0.00E+00
0.00E+00
8.04E-02
8.04E-02
8.04E-02
8.04E-02
8.04E-02
1.61E-01
8.04E-02
1.61E-01
2.41E-01
1.61E-01
1.61E-01
2.41E-01
2.41E-01
2.41E-01
2.41E-01
2.41E-01
3.22E-01
3.22E-01
3.22E-01
4.02E-01
3.22E-01
3.22E-01
4.02E-01
4.02E-01
4.82E-01
4.82E-01
4.82E-01
4.82E-01
4.82E-01
4.82E-01
5.63E-01
5.63E-01
6.43E-01
6.43E-01
6.43E-01
7.24E-01
6.43E-01
7.24E-01
7.24E-01
7.24E-01
7.24E-01
7.24E-01
8.04E-01
8.84E-01
8.04E-01
8.84E-01
8.04E-01
8.84E-01
8.84E-01
9.65E-01
9.65E-01
9.65E-01
1.05E+00
1.05E+00
1.05E+00
9.65E-01
1.05E+00
1.13E+00
1.05E+00
1.13E+00
1.13E+00
1.21E+00
1.13E+00
1.21E+00
1.21E+00
1.21E+00
1.21E+00
1.21E+00
1.29E+00
1.29E+00
1.29E+00
1.29E+00
1.29E+00
1.37E+00
1.37E+00
1.37E+00
1.37E+00
1.37E+00
1.45E+00
1.45E+00
1.45E+00
1.53E+00
1.45E+00
1.45E+00
1.53E+00
1.53E+00
1.61E+00
1.61E+00
1.61E+00
1.61E+00
1.61E+00
1.61E+00
1.69E+00
1.69E+00
1.61E+00
1.69E+00
1.69E+00
1.69E+00
1.69E+00
1.77E+00
1.77E+00
1.77E+00
1.77E+00
1.77E+00
1.85E+00
1.85E+00
1.77E+00
1.85E+00
1.85E+00
1.85E+00
1.93E+00
1.93E+00
1.93E+00
1.93E+00
2.01E+00
1.93E+00
2.01E+00
2.01E+00
2.01E+00
2.01E+00
2.09E+00
2.01E+00
2.09E+00
2.09E+00
2.17E+00
2.17E+00
2.09E+00
2.17E+00
2.17E+00
2.09E+00
2.17E+00
2.17E+00
2.17E+00
2.17E+00
2.25E+00
2.25E+00
2.25E+00
2.33E+00
2.25E+00
2.33E+00
2.25E+00
2.25E+00
2.33E+00
2.33E+00
2.33E+00
2.33E+00
2.41E+00
2.41E+00
2.33E+00
2.41E+00
2.41E+00
2.41E+00
2.49E+00
2.41E+00
2.49E+00
2.49E+00
2.49E+00
2.41E+00
2.49E+00
2.49E+00
2.49E+00
2.57E+00
2.57E+00
2.49E+00
2.57E+00
2.57E+00
2.57E+00
2.57E+00
2.65E+00
2.57E+00
2.65E+00
2.65E+00
2.65E+00
2.65E+00
2.65E+00
2.65E+00
2.65E+00
2.65E+00
2.73E+00
2.57E+00
2.73E+00
2.73E+00
2.73E+00
2.73E+00
2.73E+00
2.65E+00
2.73E+00
2.73E+00
2.81E+00
2.81E+00
2.73E+00
2.73E+00
2.73E+00
2.73E+00
2.81E+00
2.81E+00
2.81E+00
2.81E+00
2.81E+00
2.81E+00
2.81E+00
2.81E+00
2.81E+00
2.81E+00
2.89E+00
2.81E+00
2.81E+00
2.89E+00
2.89E+00
2.89E+00
2.89E+00
2.89E+00
2.89E+00
2.89E+00
2.81E+00
2.89E+00
2.89E+00
2.89E+00
2.89E+00
2.89E+00
2.89E+00
2.89E+00
2.89E+00
2.89E+00
2.97E+00
2.97E+00
2.97E+00
2.89E+00
2.89E+00
2.97E+00
2.97E+00
2.97E+00
2.89E+00
2.89E+00
2.89E+00
2.97E+00
2.97E+00
2.97E+00
2.97E+00
2.97E+00
2.97E+00
2.97E+00
2.97E+00
2.97E+00
2.89E+00
2.97E+00
2.97E+00
2.97E+00
2.89E+00
2.89E+00
2.97E+00
2.89E+00
2.89E+00
2.89E+00
2.89E+00
2.97E+00
2.97E+00
2.97E+00
2.97E+00
2.97E+00
2.89E+00
2.89E+00
2.97E+00
2.89E+00
2.89E+00
2.89E+00
2.97E+00
2.97E+00
2.97E+00
2.89E+00
2.89E+00
2.89E+00
2.89E+00
2.89E+00
2.89E+00
2.89E+00
2.89E+00
2.81E+00
2.81E+00
2.89E+00
2.89E+00
2.89E+00
2.81E+00
2.89E+00
2.89E+00
2.89E+00
2.81E+00
2.81E+00
2.89E+00
2.81E+00
2.89E+00
2.81E+00
2.81E+00
2.81E+00
2.81E+00
2.81E+00
2.81E+00
2.81E+00
2.73E+00
2.81E+00
2.73E+00
2.65E+00
2.73E+00
2.81E+00
2.73E+00
2.73E+00
2.73E+00
2.65E+00
2.65E+00
2.65E+00
2.73E+00
2.65E+00
2.73E+00
2.65E+00
2.73E+00
2.73E+00
2.65E+00
2.65E+00
2.65E+00
2.65E+00
2.57E+00
2.57E+00
2.57E+00
2.57E+00
2.57E+00
2.57E+00
2.57E+00
2.57E+00
2.57E+00
2.49E+00
2.57E+00
2.57E+00
2.57E+00
2.49E+00
2.49E+00
2.49E+00
2.49E+00
2.49E+00
2.41E+00
2.41E+00
2.41E+00
2.41E+00
2.41E+00
2.41E+00
2.41E+00
2.33E+00
2.33E+00
2.25E+00
2.33E+00
2.33E+00
2.33E+00
2.33E+00
2.33E+00
2.33E+00
2.33E+00
2.25E+00
2.25E+00
2.25E+00
2.25E+00
2.17E+00
2.17E+00
2.17E+00
2.17E+00
2.17E+00
2.17E+00
2.25E+00
2.09E+00
2.09E+00
2.09E+00
2.01E+00
2.17E+00
2.09E+00
2.01E+00
2.01E+00
2.01E+00
1.93E+00
2.09E+00
2.01E+00
1.93E+00
1.93E+00
2.01E+00
1.93E+00
1.93E+00
1.93E+00
1.93E+00
1.93E+00
1.85E+00
1.85E+00
1.77E+00
1.85E+00
1.77E+00
1.77E+00
1.77E+00
1.77E+00
1.69E+00
1.77E+00
1.69E+00
1.69E+00
1.69E+00
1.69E+00
1.61E+00
1.69E+00
1.61E+00
];

%scatter(x,y,'filled')
%hold on
%scatter(x,y,'filled')
plot(t,x)
hold on
plot(t,y)
grid on
xlabel('Voltaje (V)') 
ylabel('Corriente (A)')

%xticks([0 0.45 0.5 0.55 0.6 0.65 0.7 0.75 0.8 1])
%xticklabels({'0','0.45','0.5','0.55','0.6','0.65','0.7','0.75','0.8','1'})
%yticks([0  0.0015 0.006 0.019 0.038 0.06])
